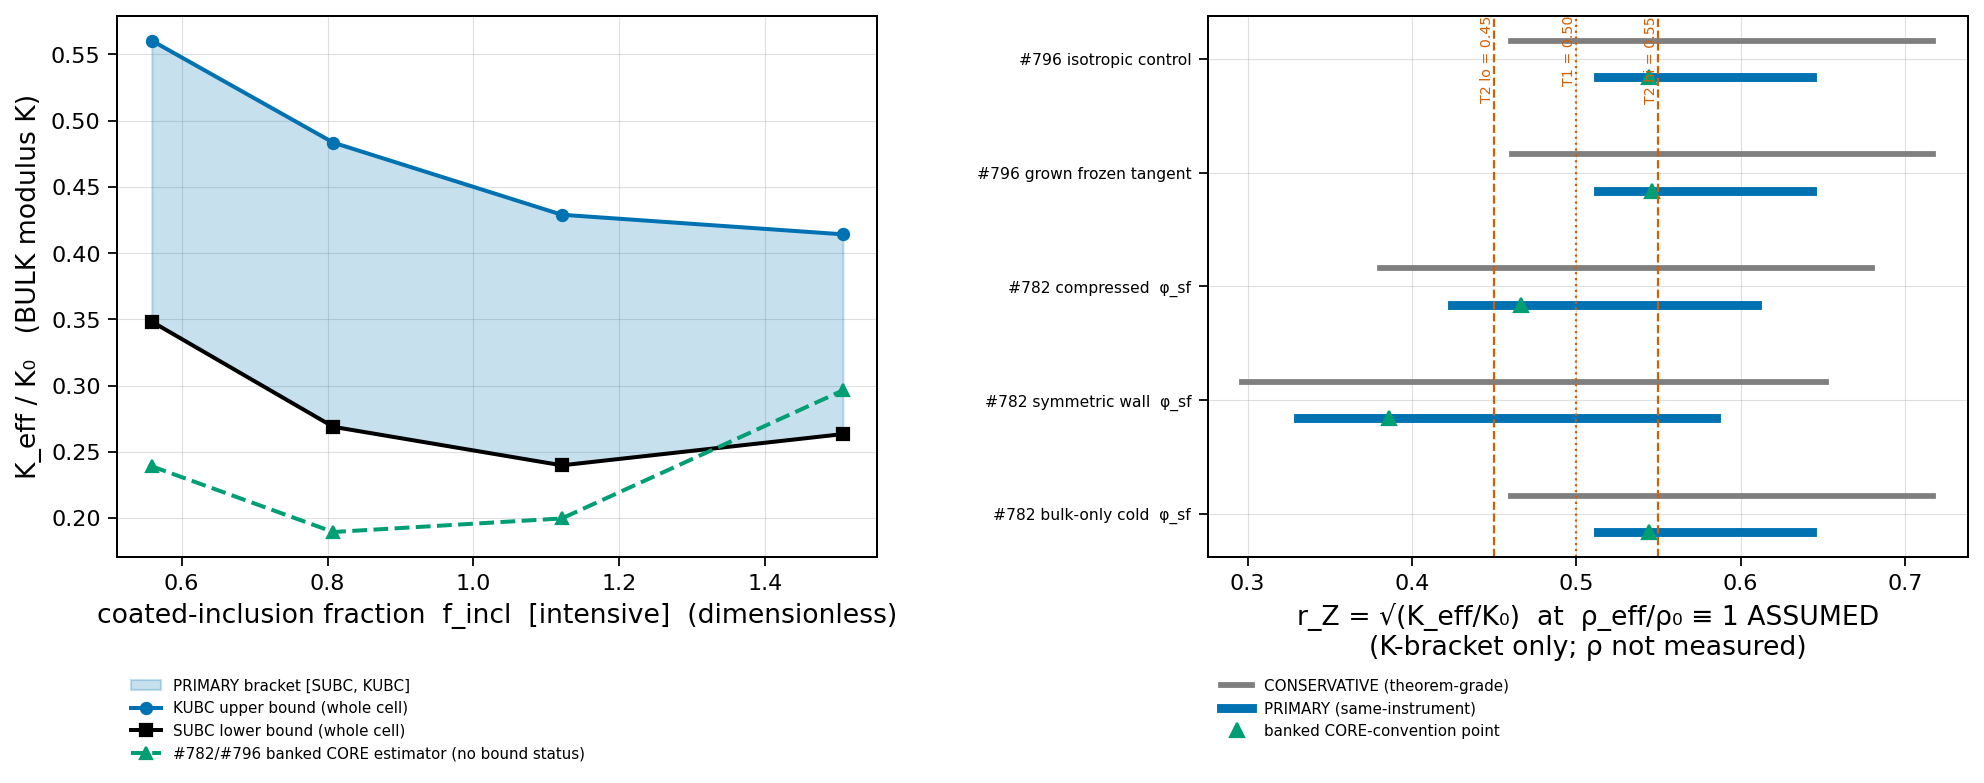

The Python source for this figure:
#!/usr/bin/env python3
"""SUBC/KUBC BRACKET — OWED-1: bound K_eff on BOTH sides, not one.

Every K_eff the corpus has banked from this bench family (#782 `K_eff/K_0 = 0.296`;
#796 `K_tan/K_0 = 0.29548`) is measured under KUBC — a KINEMATIC uniform boundary
condition, the rigorous UPPER-bound (stiff) side. This driver adds the variational
DUAL — SUBC, the STATIC (uniform-traction) uniform boundary condition, the rigorous
LOWER bound — so the corpus has a BRACKET rather than a one-sided bound.

Prereg (FROZEN, committed ALONE and pushed first):
    research/2026-07-28_subc-kubc-bracket_prereg-FROZEN.md

═══════════════════════════════════════════════════════════════════════════════
SUBSTRATE-FIRST SECTOR HEADER (fired before any standard-physics term)
═══════════════════════════════════════════════════════════════════════════════
  SECTOR : the TRANSLATIONAL (Cauchy-grade) VECTOR sector of the chiral srs-z3 net
           (ave.core.chiral_lattice._SRS_8A/_NN, I4132, Wyckoff-8a, z=3). Rank-2 bond
           tensor Phi_b = k_a(d^d) + k_s(I - d^d). NOT a Cartesian Laplacian.
           Rule-14 reuse of the #770/#775/#782/#796 bond model — BYTE-IDENTICAL medium;
           the ONLY thing this lane changes is what the box does at its outer skin.
  REGIME : STATIC constitutive response — NO drive, NO lock-in, NO radiation port, NO
           time axis. Ax3-lossless-reactive: the discrete form is PSD, the static solve
           is unique modulo its null space, no hysteresis, no rate.
  COORDS : real-space strain/stress decomposition + impedance plane (A46-clean):
           TRACEFUL (hydrostatic => K_eff, A1) vs DEVIATORIC (pure shear => G_eff, T2).
           KUBC imposes the macroscopic STRAIN E; SUBC imposes its work-conjugate, the
           macroscopic STRESS Sigma — the correct dual pairing, not a second guess.
  CLASS  : lattice-derived static homogenization under two boundary conditions.
           CONSISTENCY-class (does an already-banked lattice number survive its own
           boundary condition?), NOT emergence. alpha-CLEAN. Every VALUE dimensionless.

★SCOPE FENCE (prereg §7 — required at every headline): this brackets K ONLY. Every
 r_Z interval here is a K-BRACKET AROUND AN ASSUMED rho_eff/rho_0 == 1. The rho half
 is NOT measured, NOT bracketed; OWED-2 is NOT discharged by this lane.

★BORN-MODEL INSTRUMENT FACT (prereg §0 walk item 7): Phi_b = k_a d^d + k_s(I - d^d)
 penalizes a global rigid ROTATION, so the free (pure-Neumann) operator's null space
 is the 3 uniform TRANSLATIONS ONLY, not the 6 rigid-body modes. Stated, not repaired
 (repairing it would change the medium and break the Rule-14 comparison).

ENGINE BYTE-UNTOUCHED: imports ave.core.* / the #782/#796 drivers read-only.

Run: PYTHONPATH=src:src/scripts/vol_1_foundations python3 \
        research/drivers/subc_kubc_bracket.py
"""

from __future__ import annotations

import argparse
import hashlib
import json
import sys
import time
from pathlib import Path

import numpy as np

# ── Rule-14 reuse of the VALIDATED #770/#775/#782/#796 pipeline (read-only imports) ──
_DRIVERS = Path(__file__).resolve().parent
sys.path.insert(0, str(_DRIVERS))
from constituent_cage_ensemble import (  # noqa: E402
    build_finite_srs, bond_tensors, forces, RHO_STAR, K_S,
)
from rve_aggregation_bench import (  # noqa: E402
    boundary_mask, affine_field, jacobi_diag, cg_solve_interior, elastic_energy,
    core_energy, strain_mode, cage_bond_stiffness, cubic_cage_centers,
    packing_fraction, coated_inclusion_fraction, measure_modulus_ratio,
    uncaged_reference, CAGE_W, EPS, BW,
)
from vessel_state_rve import (  # noqa: E402
    K_A, KS0, KSE_SOLVE_FLOOR, OUTER_SC_TOL, PHI_SF_S, PHI_SF_RCAGE, VERDICT_P_REF,
    VERDICT_SRC_SIGMA, VERDICT_WALL, VERDICT_S_RAIL, build_cage, grow_verdict_arm,
    painted_anisotropic_arm, isotropic_control_K, radiation_source,
    state_operator, bond_axial_strain, k_shear_eff,
)

# ═════════════════════════════════════════════════════════════════════════════
# FROZEN bench constants (prereg §1/§3/§4/§5)
# ═════════════════════════════════════════════════════════════════════════════
L_BASE = 16                     # verdict grid (#782/#796)
L_SIZES = (12, 16, 20)          # RVE-size scan (G7b)
S_RAIL_DEEP = 1e-4              # #782 deep rail on the cage shells
SUBC_TOL = 1e-9                 # frozen §1.1: SUBC pure-Neumann CG relative residual
SUBC_MAX = 60000                # frozen §1.1: SUBC iteration cap
SIGMA_PROBE = 1.0               # SUBC macroscopic stress amplitude (cancels in every ratio)
G1_SLACK = 1e-6                 # frozen §4 G1 ordering slack (relative)
G2A_TOL = 1e-12                 # frozen §4 G2a identity tolerance
G5_TOL = 1e-8                   # frozen §4 G5 work-identity tolerance
G6_TOL = 2e-3                   # frozen §4 G6 reproduction tolerance
G7B_SLACK = 0.02                # frozen §4 G7b size-trend absolute slack
G8_TOL = 1e-10                  # frozen §4 G8 load-amplitude invariance tolerance

# frozen §3 configuration grid
ROUTE_A = {"s": 4.5, "r_cage": [1.3, 1.6, 1.9, 2.2]}
ROUTE_B = {"r_cage": 1.7, "s": [3.6, 4.2, 5.0, 6.5]}

# frozen §5.2 threshold set — ALL pre-existing corpus thresholds, none minted here
T1_RZ = 0.5                     # #782 prereg §2 BIN-1/BIN-2 band edge
T2_RZ = (0.45, 0.55)            # #796 prereg §6 Z_lo/Z_str/Z_hi edges at delta_rZ=0.05
T3_R = 1.0                      # soften/stiffen sign threshold (the #782 STOP-gate)
T4_LIFT = (1.2, 1.5)            # #796 prereg §6 L1/L2/L3 lift bands

# frozen §3 D — the fully-SUBC-grown companion budget (NOT part of any bracket)
COMPANION_OUTER_CAP = 40
COMPANION_WALL_CLOCK_S = 1200.0

BOTH_MODES = ("hydro", "shear")   # every bracketed config runs both (supplementary M)

SIG_HYDRO = np.eye(3)
SIG_SHEAR = np.outer([1.0, 0, 0], [0, 1.0, 0]) + np.outer([0, 1.0, 0], [1.0, 0, 0])


# ═════════════════════════════════════════════════════════════════════════════
# ★THE SUBC PRIMITIVE (the new physics; prereg §1 — the ONLY thing this lane adds)
# ═════════════════════════════════════════════════════════════════════════════
def active_mask(bi, bj, N):
    """Frozen §1.1: `SUBC active set = nodes of nonzero bond degree; degree-0 nodes are
    excluded from the solve and carry no load`. Without this the pure-Neumann operator
    is singular BEYOND its physical null space (a zero-degree node is 3 free DOFs with
    zero stiffness) and the preconditioned CG diverges — reproduced in the design-time
    pilot. Exactly 1 such node exists at each of L in {12,16,20}; the degree>0 subgraph
    is a SINGLE connected component at all three sizes (union-find, §6.2 pilot 1)."""
    deg = np.zeros(N, dtype=int)
    np.add.at(deg, bi, 1)
    np.add.at(deg, bj, 1)
    return deg > 0


def component_count(bi, bj, act):
    """Number of connected components of the degree>0 bond graph (union-find). The
    pure-Neumann null space is 3 x this count; the frozen translation projection is
    correct ONLY at count == 1 (asserted, not assumed)."""
    idx = {int(n): i for i, n in enumerate(np.where(act)[0])}
    par = list(range(len(idx)))

    def find(a):
        while par[a] != a:
            par[a] = par[par[a]]
            a = par[a]
        return a

    for a, b in zip(bi, bj):
        ra, rb = find(idx[int(a)]), find(idx[int(b)])
        if ra != rb:
            par[ra] = rb
    return len({find(i) for i in range(len(par))})


def traction_load(pos, act, Sigma, bw=BW):
    """Frozen §1.1 discrete uniform-traction load set: `For each of the 6 outer faces
    (normal ±e_d), the face shell F is the set of ACTIVE nodes within bw = 1.5 lattice
    units of that face plane; each node in F receives f_i += (Σ·n)·A_face/|F|, where
    A_face is the cell cross-section perpendicular to d`. Corner/edge nodes belonging to
    several face shells receive the SUM. The SAME bw as the KUBC boundary shell, so both
    boundary conditions act on the SAME skin (apples-to-apples, frozen)."""
    lo, hi = pos.min(axis=0), pos.max(axis=0)
    span = hi - lo
    f = np.zeros_like(pos)
    for d in range(3):
        A = span[(d + 1) % 3] * span[(d + 2) % 3]
        for sgn in (+1.0, -1.0):
            n = np.zeros(3)
            n[d] = sgn
            face = ((pos[:, d] >= hi[d] - bw) if sgn > 0 else (pos[:, d] <= lo[d] + bw)) & act
            f[face] += (Sigma @ n)[None, :] * (A / max(int(face.sum()), 1))
    f[~act] = 0.0
    return f


def hill_stress(f, pos, xc, V):
    """Frozen §1.1: the macroscopic stress ACTUALLY realized by the shipped load set,
    read by Hill's lemma rather than assumed — `Σ̄ = (1/V)·sym( Σ_i f_i ⊗ (x_i − x_c) )`.
    Any imperfection in the discrete surface quadrature is thereby absorbed, not hidden."""
    M = np.einsum("ia,ib->ab", f, pos - xc)
    return 0.5 * (M + M.T) / V


def _proj_translations(w):
    """Frozen §1.1 null-space handling: orthogonal projection off the 3 uniform
    translations. NO rotational projection — rigid rotations are NOT null modes of the
    Born bond model (prereg §0 walk item 7), a fact this driver ASSERTS (see
    born_rotation_check) rather than assumes."""
    return w - w.mean(axis=0)[None, :]


def cg_neumann(Phi, bi, bj, N, act, f, diag_pre, tol=SUBC_TOL, itmax=SUBC_MAX):
    """Frozen §1.1: matrix-free Jacobi-preconditioned CG for the PURE-NEUMANN system
    K u = f, with every operator application, the preconditioner and the RHS projected
    onto the complement of the 3 uniform translations. Returns (u_full, rel_res, iters).

    apply_K(w) = -forces(w) = K w — the SAME operator the KUBC arm uses. NOTHING about
    the medium changes; only the boundary term does."""
    idx = np.where(act)[0]
    Mi = 1.0 / np.maximum(diag_pre[idx], 1e-30)

    def applyK(wf):
        w = np.zeros((N, 3))
        w[idx] = wf
        return (-forces(w, Phi, bi, bj, N))[idx]

    b = _proj_translations(f[idx])
    bnorm = np.linalg.norm(b) + 1e-30
    x = np.zeros_like(b)
    r = b - _proj_translations(applyK(x))
    z = _proj_translations(Mi * r)
    p = z.copy()
    rz = float(np.sum(r * z))
    it = 0
    res = np.linalg.norm(r) / bnorm
    while res > tol and it < itmax:
        Ap = _proj_translations(applyK(p))
        alpha = rz / (float(np.sum(p * Ap)) + 1e-30)
        x += alpha * p
        r -= alpha * Ap
        z = _proj_translations(Mi * r)
        rz_new = float(np.sum(r * z))
        p = z + (rz_new / (rz + 1e-30)) * p
        rz = rz_new
        it += 1
        res = np.linalg.norm(r) / bnorm
    u = np.zeros((N, 3))
    u[idx] = _proj_translations(x)
    return u, float(res), it


def subc_solve(geom, act, Phi, diag, mode, xc, V, half, sigma=SIGMA_PROBE):
    """One SUBC measurement: impose the uniform traction of macroscopic stress
    `sigma * Sigma(mode)`, relax the WHOLE cell (no DOF is prescribed), and return the
    frozen §1.2 energy functional plus the absolute apparent modulus.

    Frozen §1.2: `SUBC energy functional: U_SUBC(Σ) = ½ Σ_bonds du·Φ·du evaluated at the
    traction-equilibrium displacement — the WHOLE-CELL elastic energy, equal at
    equilibrium to the work of the imposed tractions ½ f·u`.
    """
    pos, bi, bj, dhat, mid = geom
    N = pos.shape[0]
    Sig = sigma * (SIG_HYDRO if mode == "hydro" else SIG_SHEAR)
    f = traction_load(pos, act, Sig)
    Sb = hill_stress(f, pos, xc, V)
    sbar = float(np.trace(Sb) / 3.0) if mode == "hydro" else float(Sb[0, 1])
    u, res, it = cg_neumann(Phi, bi, bj, N, act, f, diag)
    U = elastic_energy(u, Phi, bi, bj)
    work = 0.5 * float(np.sum(f * u))
    M_abs = sbar ** 2 * V / (2.0 * U) if U > 0 else float("nan")
    return {
        "U_total": float(U), "U_core": float(core_energy(u, Phi, bi, bj, mid, xc, half)),
        "work_half_f_dot_u": work,
        "work_identity_rel": float(abs(U - work) / (abs(U) + 1e-300)),
        "sigma_bar": sbar, "M_abs": float(M_abs),
        "cg_residual": res, "cg_iters": it,
        "net_force_norm": float(np.linalg.norm(f.sum(axis=0))),
        "net_torque_norm": float(np.linalg.norm(np.cross(pos - xc, f).sum(axis=0))),
    }


def kubc_solve(geom, free, Phi, diag, mode, xc, V, half, eps=EPS):
    """The KUBC counterpart, Rule-14 on the #782 primitive (`cg_solve_interior`): impose
    the affine macroscopic strain on the boundary shell, relax the interior, return BOTH
    the whole-cell energy (the bound-carrying measure) and the central-L/2-cube core
    energy (the SHIPPED #782/#796 estimator, which carries NO bound status, prereg §2.3).
    """
    pos, bi, bj, dhat, mid = geom
    N = pos.shape[0]
    E = strain_mode(mode, eps)
    u_bc = np.zeros((N, 3))
    u_bc[~free] = affine_field(pos[~free], xc, E)
    u, res, it = cg_solve_interior(Phi, bi, bj, N, free, u_bc, diag)
    U = elastic_energy(u, Phi, bi, bj)
    pref = 4.5 if mode == "hydro" else 2.0
    return {
        "U_total": float(U), "U_core": float(core_energy(u, Phi, bi, bj, mid, xc, half)),
        "M_abs": float(U / (pref * eps ** 2 * V)),
        "cg_residual": float(res), "cg_iters": int(it),
    }


def born_rotation_check(geom, Phi, xc):
    """★ASSERT the prereg §0 walk item 7 instrument fact: a global rigid ROTATION costs
    energy on this Born bond model, so the pure-Neumann null space is the 3 uniform
    TRANSLATIONS ONLY. A translation must cost ZERO; a rotation must NOT."""
    pos, bi, bj, dhat, mid = geom
    N = pos.shape[0]
    u_t = np.tile(np.array([1.0, 0.0, 0.0]), (N, 1))
    u_r = 1e-3 * np.cross(np.broadcast_to(np.array([0.0, 0.0, 1.0]), pos.shape), pos - xc)
    E_t = elastic_energy(u_t, Phi, bi, bj)
    E_r = elastic_energy(u_r, Phi, bi, bj)
    E_ref = elastic_energy(affine_field(pos, xc, strain_mode("hydro", 1e-3)), Phi, bi, bj)
    return {
        "E_uniform_translation": float(E_t),
        "E_rigid_rotation_scaled_1e-3": float(E_r),
        "E_hydro_affine_eps_1e-3_reference": float(E_ref),
        "translation_is_null_mode": bool(E_t <= 1e-20),
        "rotation_is_null_mode": bool(E_r <= 1e-20),
        "born_model_confirmed_rotations_cost_energy": bool(E_t <= 1e-20 and E_r > 1e-20),
    }


# ═════════════════════════════════════════════════════════════════════════════
# ★THE THREE RATIO DEFINITIONS (prereg §2) — each carries its rigor status
# ═════════════════════════════════════════════════════════════════════════════
def bracket_from_pair(arm_subc, arm_kubc, unc_subc, unc_kubc):
    """Build the frozen §2 ratio set for ONE (configuration, mode).

    §2.1 PRIMARY (same-instrument, the headline; bias-cancelling, NOT theorem-grade
         on the ratio):  R_KUBC = K_KUBC^arm/K_KUBC^unc  and
                         R_SUBC = K_SUBC^arm/K_SUBC^unc = U_SUBC^unc/U_SUBC^arm
         — the energy ratio INVERTS under traction control, because at FIXED LOAD the
         stored energy tracks the COMPLIANCE, not the stiffness. (This inversion is the
         single easiest place to get the extraction backwards, which is exactly why
         SELFTEST-G1 forces the ordering gate to fire on the inverted form.)
    §2.2 CONSERVATIVE (theorem-grade):  R_lo = K_SUBC^arm/K_KUBC^unc,
         R_hi = K_KUBC^arm/K_SUBC^unc — each factor bounded in the correct direction.
    §2.3 CORE-CONVENTION COMPANION (NO bound status either end) — the convention
         #782/#796 actually banked, reported side-by-side so the shipped numbers stay
         readable, and labelled NOT-A-BRACKET everywhere.
    """
    R_KUBC = arm_kubc["U_total"] / (unc_kubc["U_total"] + 1e-300)
    R_SUBC = unc_subc["U_total"] / (arm_subc["U_total"] + 1e-300)
    g0 = unc_kubc["M_abs"] / (unc_subc["M_abs"] + 1e-300)
    R_lo, R_hi = R_SUBC / g0, R_KUBC * g0
    R_KUBC_core = arm_kubc["U_core"] / (unc_kubc["U_core"] + 1e-300)
    R_SUBC_core = unc_subc["U_core"] / (arm_subc["U_core"] + 1e-300)
    w = R_KUBC - R_SUBC
    mid = 0.5 * (R_KUBC + R_SUBC)
    return {
        "R_SUBC": float(R_SUBC), "R_KUBC": float(R_KUBC),
        "primary_bracket": [float(R_SUBC), float(R_KUBC)],
        "width": float(w), "width_rel": float(w / (mid + 1e-300)),
        "g0_uncaged_gap": float(g0),
        "R_lo_conservative": float(R_lo), "R_hi_conservative": float(R_hi),
        "conservative_bracket": [float(R_lo), float(R_hi)],
        "R_SUBC_core": float(R_SUBC_core), "R_KUBC_core": float(R_KUBC_core),
        "core_convention_companion_NOT_A_BRACKET": [float(R_SUBC_core), float(R_KUBC_core)],
        "r_Z_bracket_rho_ASSUMED_1": [float(np.sqrt(max(R_SUBC, 0.0))),
                                      float(np.sqrt(max(R_KUBC, 0.0)))],
        "r_Z_bracket_conservative_rho_ASSUMED_1": [float(np.sqrt(max(R_lo, 0.0))),
                                                   float(np.sqrt(max(R_hi, 0.0)))],
        "scope": "K-BRACKET AROUND AN ASSUMED rho_eff/rho_0 == 1; rho NOT measured, "
                 "NOT bracketed; OWED-2 NOT discharged (prereg §7)",
        # ★G1, the VOID ordering gate — stated on the WHOLE-CELL pair ONLY (prereg §2.3):
        #  the design-time pilot found the SHIPPED CORE estimator can sit BELOW the SUBC
        #  lower bound on a perfectly correct extraction, so a core-stated gate would VOID
        #  the bench on a non-error.
        "G1_order_ok": bool(R_SUBC <= R_KUBC * (1.0 + G1_SLACK)),
        "core_estimator_inside_primary_bracket": bool(R_SUBC <= R_KUBC_core <= R_KUBC),
        "solver": {"subc_res": arm_subc["cg_residual"], "subc_iters": arm_subc["cg_iters"],
                   "subc_work_identity_rel": arm_subc["work_identity_rel"],
                   "kubc_res": arm_kubc["cg_residual"], "kubc_iters": arm_kubc["cg_iters"]},
    }


# ═════════════════════════════════════════════════════════════════════════════
# ★THE OUTCOME CLASSIFIER (prereg §5.3) + its exhaustiveness/reachability self-test
# ═════════════════════════════════════════════════════════════════════════════
def classify_bracket(lo, hi, threshold, void=False):
    """Frozen §5.3 partition — exhaustive and mutually exclusive by construction.
    A bracket ENDPOINT exactly ON the threshold reads STRADDLES (the conservative side;
    the boundary never belongs silently to a RESOLVES class)."""
    if void:
        return "VOID"
    if hi < threshold:
        return "RESOLVES-LOW"
    if lo > threshold:
        return "RESOLVES-HIGH"
    return "STRADDLES"


def selftest_partition():
    """Frozen §4B SELFTEST-PARTITION — the §5.3 Layer-1 reachability discharge (the #796
    `assert_partition` pattern, Rule-14). Walks a synthetic grid through the SAME
    classifier the verdict uses and asserts exhaustiveness, disjointness, and that each
    non-VOID class is returned by at least one tuple."""
    seen, rows = set(), []
    grid = [(0.10, 0.20), (0.10, 0.50), (0.10, 0.90), (0.40, 0.60),
            (0.50, 0.50), (0.60, 0.90), (0.90, 1.40), (1.00, 1.00)]
    for lo, hi in grid:
        for thr in (0.45, 0.5, 0.55, 1.0):
            cls = classify_bracket(lo, hi, thr)
            assert cls in ("RESOLVES-LOW", "RESOLVES-HIGH", "STRADDLES"), (lo, hi, thr, cls)
            seen.add(cls)
            rows.append({"lo": lo, "hi": hi, "threshold": thr, "class": cls})
    void_cls = classify_bracket(0.1, 0.9, 0.5, void=True)
    seen.add(void_cls)
    ok = seen == {"RESOLVES-LOW", "RESOLVES-HIGH", "STRADDLES", "VOID"}
    return {"n_tuples": len(rows), "classes_returned": sorted(seen),
            "every_class_reachable": bool(ok), "unclassified": 0,
            "selftest_partition_pass": bool(ok), "rows": rows}


# ═════════════════════════════════════════════════════════════════════════════
# GEOMETRY / OPERATOR HELPERS
# ═════════════════════════════════════════════════════════════════════════════
def setup(L):
    geom = build_finite_srs(L)
    pos, bi, bj, dhat, mid = geom
    N = pos.shape[0]
    act = active_mask(bi, bj, N)
    xc = 0.5 * (pos.max(axis=0) + pos.min(axis=0))
    V = float(np.prod(pos.max(axis=0) - pos.min(axis=0)))
    free = ~boundary_mask(pos, None)
    half = 0.25 * (pos.max(axis=0) - pos.min(axis=0)).mean()
    return {"geom": geom, "act": act, "xc": xc, "V": V, "free": free, "half": half,
            "L": L, "N": int(N), "M": int(bi.shape[0]), "n_active": int(act.sum())}


def operator(geom, k_a, k_s):
    dhat, bi, bj = geom[3], geom[1], geom[2]
    N = geom[0].shape[0]
    Phi = bond_tensors(dhat, k_a, k_s)
    diag = jacobi_diag(dhat, k_a, k_s, bi, bj, N)
    return Phi, diag


def cold_operator(geom):
    M = geom[1].shape[0]
    return operator(geom, np.full(M, float(RHO_STAR)), np.full(M, float(K_S)))


def measure_config(S, k_a, k_s, mode, unc):
    """Measure ONE configuration under BOTH boundary conditions and build the §2 ratios."""
    Phi, diag = operator(S["geom"], k_a, k_s)
    a_s = subc_solve(S["geom"], S["act"], Phi, diag, mode, S["xc"], S["V"], S["half"])
    a_k = kubc_solve(S["geom"], S["free"], Phi, diag, mode, S["xc"], S["V"], S["half"])
    out = bracket_from_pair(a_s, a_k, unc[mode]["subc"], unc[mode]["kubc"])
    out["abs"] = {"K_SUBC": a_s["M_abs"], "K_KUBC": a_k["M_abs"],
                  "absolute_order_ok": bool(a_s["M_abs"] <= a_k["M_abs"] * (1.0 + G1_SLACK))}
    return out


def uncaged_pair(S, modes=("hydro", "shear")):
    Phi0, diag0 = cold_operator(S["geom"])
    out = {}
    for m in modes:
        out[m] = {
            "subc": subc_solve(S["geom"], S["act"], Phi0, diag0, m, S["xc"], S["V"], S["half"]),
            "kubc": kubc_solve(S["geom"], S["free"], Phi0, diag0, m, S["xc"], S["V"], S["half"]),
        }
        out[m]["g0"] = float(out[m]["kubc"]["M_abs"] / (out[m]["subc"]["M_abs"] + 1e-300))
    return out


# ═════════════════════════════════════════════════════════════════════════════
# ★WHICH MODULUS IS THIS `K`?  (reported at every headline; NOT a frozen criterion)
# ═════════════════════════════════════════════════════════════════════════════
# An UNLABELLED "K" is ambiguous, so this driver tattoos the answer onto every record.
# Frozen §1.2 fixes BOTH ends of the hydrostatic mode to the pure DILATATIONAL response:
#   KUBC  E = ε·I  ⇒  dev(E) = 0  ⇒  U/V = ½K(tr E)² = 4.5·K·ε²   (no G term at all)
#   SUBC  Σ = σ·I  ⇒  dev(Σ) = 0  ⇒  U/V = ½σ̄²/K                  (no G term at all)
# so the bracketed modulus is the BULK modulus K — NOT the P-wave (longitudinal/
# constrained) modulus M = K + 4G/3 that a time-of-flight compression pulse reads, and
# NOT Young's E. The T2 shear companion is the pure DEVIATORIC modulus G by the same
# construction. Any downstream comparison to a ToF-derived speed must convert.
MODULUS_IDENTITY = {
    "hydro": "BULK modulus K (pure dilatation; dev=0 in BOTH boundary conditions) — "
             "NOT the P-wave modulus M = K + 4G/3, NOT Young's E",
    "shear": "SHEAR modulus G (pure deviator; tr=0 in BOTH boundary conditions)",
    "note": "frozen prereg §1.2 fixes both ends of each mode; the KUBC prefactor 4.5 = "
            "9/2 is ½·(tr I)² = ½·9 and the SUBC prefactor is ½/K — both pure-K forms. "
            "A ToF/acoustic comparison reads M = K + 4G/3 and is a DIFFERENT modulus.",
}


# ═════════════════════════════════════════════════════════════════════════════
# ★THE PINNED-SHELL CONFOUND (reported per configuration; a KUBC-SIDE confound only)
# ═════════════════════════════════════════════════════════════════════════════
def _pinned_shell_fraction(S, centers, r_cage, cage_w=CAGE_W):
    """★REPORTED, not frozen. The fraction of CAGE-SHELL nodes that lie INSIDE the KUBC
    Dirichlet layer (`boundary_mask`, `bw = 1.5`) and are therefore pinned to the affine
    macroscopic field rather than free to relax.

    Why it is shipped: `rve_aggregation_bench.cubic_cage_centers` documents a `margin =
    3.0` standoff "so cages never touch the KUBC boundary shell", but the cage SHELL has
    radius `r_cage + cage_w`, so at the larger `r_cage` values the shell reaches into the
    pinned layer. A PINNED soft shell cannot open — it is forced affine — which STIFFENS
    the KUBC-side composite. This is a confound on the KUBC (upper) side ONLY: the SUBC
    side prescribes NO displacement anywhere, so no shell node is pinned under SUBC and
    `pinned_shell_node_fraction_SUBC` is identically 0 by construction.

    That asymmetry is exactly what a two-sided bracket is positioned to expose, so the
    number is reported per configuration rather than argued about. It is NOT used to
    adjust, correct or reweight any bracket (frozen §0 pre-test check: RAW, no
    subtraction), and NO claim is made here about how much of the KUBC/SUBC gap it
    accounts for — that attribution is routed, not asserted."""
    pos = S["geom"][0]
    if not len(centers):
        return {"n_shell_nodes": 0, "pinned_fraction": 0.0}
    rmin = np.full(pos.shape[0], np.inf)
    for c in centers:
        rmin = np.minimum(rmin, np.linalg.norm(pos - np.asarray(c, float), axis=1))
    shell = (rmin >= r_cage) & (rmin < r_cage + cage_w)
    pinned = boundary_mask(pos, None) & shell
    n = int(shell.sum())
    return {"n_shell_nodes": n,
            "pinned_fraction": float(pinned.sum() / n) if n else 0.0,
            "pinned_fraction_SUBC": 0.0,
            "note": "KUBC-side confound only; SUBC prescribes no displacement anywhere, "
                    "so nothing is pinned under SUBC. Reported RAW, never subtracted."}


# ═════════════════════════════════════════════════════════════════════════════
# ★REALIZED vs INTENSIVE phase fractions (REPORTED for every configuration; free)
# ═════════════════════════════════════════════════════════════════════════════
def realized_fractions(S, centers, r_cage, s, cage_w=CAGE_W):
    """★NOT a frozen criterion — a LABELLING disclosure shipped for every configuration
    this lane brackets, at zero extra cost.

    `φ = (4/3)π r_cage³/s³` (`rve_aggregation_bench.packing_fraction`) is an INTENSIVE
    label: the cage-interior fraction of ONE cubic array cell of side `s`, i.e. the
    fraction an INFINITE array of this geometry would have. The finite bench cell does
    NOT realize it: `cubic_cage_centers` keeps a `margin = 3.0` standoff from the outer
    faces, so a finite cluster of `n_cages` cages sits in a COLD SURROUND inside the box.
    This function reports, side by side and without adjudicating anything:

      * `phi_intensive`   / `f_incl_intensive`   — the labels #782/#796 quote (per-cell)
      * `phi_realized_box`/ `f_incl_realized_box`— n_cages·V_sphere / V_box (whole cell)
      * `phi_realized_bond` / `shell_frac_bond`  — the LATTICE-LEVEL truth: the fraction
        of BONDS whose midpoint lies inside a cage interior, and the fraction on the
        graded shell. These are what the operator actually sees, and they are the only
        fractions that are not a continuum idealization.
      * `array_span` / `V_box` / `n_cages` — so the standoff is visible, not implied.

    Reported so that any cross-bench comparison can check it is comparing the SAME
    composite. This lane's own frozen configurations are fixed by the TUPLE
    (L, r_cage, s, cage_w, wall_class, s_rail) — never by a φ label — so nothing in this
    lane's bracket depends on which convention a reader prefers.
    """
    pos, bi, bj, dhat, mid = S["geom"]
    v_int = (4.0 / 3.0) * np.pi * r_cage ** 3
    v_coat = (4.0 / 3.0) * np.pi * (r_cage + cage_w) ** 3
    n = len(centers)
    rmin = np.full(mid.shape[0], np.inf)
    for c in centers:
        rmin = np.minimum(rmin, np.linalg.norm(mid - np.asarray(c, float), axis=1))
    cen = np.asarray(centers, float)
    span = (cen.max(axis=0) - cen.min(axis=0)) if n > 1 else np.zeros(3)
    return {
        "n_cages": int(n), "r_cage": float(r_cage), "s": float(s), "cage_w": float(cage_w),
        "V_box": float(S["V"]),
        "phi_intensive": float(packing_fraction(r_cage, s)),
        "f_incl_intensive": float(coated_inclusion_fraction(r_cage, s, cage_w)),
        "phi_realized_box": float(n * v_int / S["V"]),
        "f_incl_realized_box": float(n * v_coat / S["V"]),
        "phi_realized_bond": float(np.mean(rmin < r_cage)),
        "shell_frac_bond": float(np.mean((rmin >= r_cage) & (rmin < r_cage + cage_w))),
        "coated_frac_bond": float(np.mean(rmin < r_cage + cage_w)),
        "cage_array_span": [float(x) for x in span],
        "cage_standoff_margin": 3.0,
        "pinned_shell_node_fraction_KUBC": _pinned_shell_fraction(S, centers, r_cage,
                                                                 cage_w),
        "note": "INTENSIVE phi is a per-array-cell label; the finite bench cell realizes "
                "a smaller fraction because the cage cluster stands off the outer faces. "
                "The frozen configuration is the TUPLE (L, r_cage, s, cage_w, wall, rail), "
                "not a phi label — no bracket here depends on the convention.",
    }


# ═════════════════════════════════════════════════════════════════════════════
# ★SUPPLEMENTARY AXIS (ADDITIVE, NOT the frozen deliverable): the P-WAVE / VRH
#  longitudinal modulus M = K + 4G/3 — the modulus a normal-incidence impedance
#  actually carries, bracketed by the SAME two boundary conditions.
# ═════════════════════════════════════════════════════════════════════════════
def m_axis(res_h, res_s, unc_m):
    """★NOT A FROZEN CRITERION — a clearly-labelled ADDITIONAL axis shipped alongside the
    frozen bulk-K bracket (KEEP-BOTH). The frozen deliverable is and remains the BULK-K
    bracket of prereg §1.2/§2; nothing here amends, replaces or reweights it.

    WHY IT IS SHIPPED. The frozen `r_Z = √((K_eff/K_0)(ρ_eff/ρ_0))` is built on the BULK
    modulus K. But a normal-incidence acoustic impedance is `Z = ρ c_P = √(ρ·M)` with the
    P-WAVE (longitudinal / constrained) modulus `M = K + 4G/3`, and `√(ρK)` is the correct
    impedance ONLY for a medium with `G = 0`. This composite is NOT a fluid — its measured
    `G_eff/G_0 ≈ 0.67` — so the two differ materially. Whether the corpus discriminator
    should ride K or M is a DEFINITION question this lane does not own and does not
    settle; it is ROUTED. The axis is shipped so the question can be adjudicated on data.

    HOW IT IS BOUNDED. `M = K + 4G/3` is monotone increasing in BOTH K and G, and the
    Hill/Huet ordering brackets each of them in the same direction under the same pair of
    boundary conditions. Hence `M_SUBC = K_SUBC + 4G_SUBC/3 ≤ M* ≤ K_KUBC + 4G_KUBC/3 =
    M_KUBC` is a legitimate bracket on the ABSOLUTE P-wave modulus, inheriting its rigor
    from the two absolute brackets. The RATIO carries the SAME §2.1 caveat as the bulk
    axis (the uncaged reference is itself boundary-conditioned), stated, not glossed."""
    Ks, Kk = res_h["abs"]["K_SUBC"], res_h["abs"]["K_KUBC"]
    Gs, Gk = res_s["abs"]["K_SUBC"], res_s["abs"]["K_KUBC"]
    Ms, Mk = Ks + 4.0 * Gs / 3.0, Kk + 4.0 * Gk / 3.0
    M0s, M0k = unc_m["subc"], unc_m["kubc"]
    R_s, R_k = Ms / (M0s + 1e-300), Mk / (M0k + 1e-300)
    return {
        "LABEL": "SUPPLEMENTARY AXIS — NOT the frozen deliverable (the frozen bracket is "
                 "on BULK K, prereg sec 1.2). Shipped additively for the modulus-identity "
                 "question, which is ROUTED to Grant, not settled here.",
        "modulus_identity": "P-WAVE / VRH longitudinal modulus M = K + 4G/3 (= C11 for an "
                            "isotropic average) — the modulus a normal-incidence "
                            "impedance Z = rho*c_P carries",
        "M_SUBC_abs": float(Ms), "M_KUBC_abs": float(Mk),
        "M_SUBC_uncaged_abs": float(M0s), "M_KUBC_uncaged_abs": float(M0k),
        "absolute_bracket_M": [float(Ms), float(Mk)],
        "absolute_order_ok": bool(Ms <= Mk * (1.0 + G1_SLACK)),
        "R_M_SUBC": float(R_s), "R_M_KUBC": float(R_k),
        "primary_bracket_M": [float(min(R_s, R_k)), float(max(R_s, R_k))],
        "ratio_order_SUBC_le_KUBC": bool(R_s <= R_k * (1.0 + G1_SLACK)),
        "g0_M_uncaged": float(M0k / (M0s + 1e-300)),
        "r_Z_M_bracket_rho_ASSUMED_1": [float(np.sqrt(max(min(R_s, R_k), 0.0))),
                                        float(np.sqrt(max(max(R_s, R_k), 0.0)))],
        "K_only_counterpart_for_comparison": {
            "R_K_SUBC": res_h["R_SUBC"], "R_K_KUBC": res_h["R_KUBC"],
            "r_Z_K_bracket": res_h["r_Z_bracket_rho_ASSUMED_1"]},
        "scope": "K-and-G-bracketed M around an ASSUMED rho_eff/rho_0 == 1; rho is NOT "
                 "measured and NOT bracketed by this lane (OWED-2 stands, prereg sec 7)",
    }


# ═════════════════════════════════════════════════════════════════════════════
# ★§4B — THE DELIBERATELY-BROKEN-EXTRACTION FIREABILITY SELF-TESTS
#   (a gate that cannot be shown to fire is a checklist, not a gate)
# ═════════════════════════════════════════════════════════════════════════════
def selftest_G1(pair_unc, pair_arm):
    """Frozen §4B: `SELFTEST-G1: recompute R_SUBC with the ratio taken in the KUBC
    direction (U_SUBC^arm/U_SUBC^uncaged instead of U_SUBC^uncaged/U_SUBC^arm) on the
    bulk_only_cold φ_sf configuration, and assert G1 REPORTS A VIOLATION.`
    Frozen acceptance: `selftest_G1_fires = True`."""
    R_SUBC_correct = pair_unc["U_total"] / (pair_arm["subc"]["U_total"] + 1e-300)
    R_SUBC_inverted = pair_arm["subc"]["U_total"] / (pair_unc["U_total"] + 1e-300)
    R_KUBC = pair_arm["R_KUBC"]
    ok_correct = bool(R_SUBC_correct <= R_KUBC * (1.0 + G1_SLACK))
    ok_inverted = bool(R_SUBC_inverted <= R_KUBC * (1.0 + G1_SLACK))
    return {
        "R_SUBC_correct_direction": float(R_SUBC_correct),
        "R_SUBC_INVERTED_broken": float(R_SUBC_inverted),
        "R_KUBC": float(R_KUBC),
        "G1_order_ok_on_correct_extraction": ok_correct,
        "G1_order_ok_on_BROKEN_extraction": ok_inverted,
        "selftest_G1_fires": bool(ok_correct and not ok_inverted),
        "reason": "the inverted ratio is 1/R_SUBC which, for any softening arm "
                  "(R_SUBC < 1), exceeds 1 > R_KUBC — so the VOID ordering gate must "
                  "report a violation on it and must NOT on the correct extraction.",
    }


def selftest_G2b(g0_by_L):
    """Frozen §4B: `SELFTEST-G2b: recompute the uncaged g_0 using the NOMINAL applied σ
    instead of the Hill-lemma Σ̄ read from the shipped load set, and assert G2b REPORTS A
    VIOLATION (g_0 < 1 or non-monotone in L).` Frozen acceptance: `selftest_G2b_fires =
    True`, with the frozen calibration latitude: `if the nominal-σ mis-normalization does
    not push g_0 below 1 at every L, the self-test is accepted on the MONOTONICITY clause
    alone provided the driver SHIPS the computed g_0(L) under both normalizations so the
    reader can see which clause fired`.

    ★BOTH normalizations are shipped unconditionally (the frozen latitude's SHIPS-clause
    is discharged whatever the outcome), and the two available readings of that latitude
    sentence are computed SEPARATELY and reported side by side rather than resolved here
    (flag-don't-fix). Nothing is relabelled to make a clause fire.
    """
    Ls = sorted(g0_by_L)
    gh = [g0_by_L[L]["g0_hill"] for L in Ls]
    gn = [g0_by_L[L]["g0_nominal"] for L in Ls]

    def clauses(g):
        ge1 = all(x >= 1.0 for x in g)
        mono = all(g[i] >= g[i + 1] - 1e-12 for i in range(len(g) - 1))
        return {"all_ge_1": bool(ge1), "non_increasing_in_L": bool(mono),
                "G2b_violation_reported": bool((not ge1) or (not mono))}

    ch, cn = clauses(gh), clauses(gn)
    fires_below1 = not cn["all_ge_1"]
    fires_mono = not cn["non_increasing_in_L"]
    return {
        "L_grid": Ls,
        "g0_hill_normalized": [float(x) for x in gh],
        "g0_NOMINAL_sigma_MIS_normalized": [float(x) for x in gn],
        "sigma_bar_over_sigma": [float(g0_by_L[L]["sigma_bar"]) for L in Ls],
        "inverse_sigma_bar_squared": [float(1.0 / g0_by_L[L]["sigma_bar"] ** 2) for L in Ls],
        "G2b_on_hill_normalization": ch,
        "G2b_on_nominal_MIS_normalization": cn,
        "fired_via_below_1_clause": bool(fires_below1),
        "fired_via_MONOTONICITY_clause": bool(fires_mono),
        # ── the two readings of the frozen latitude sentence, computed, not chosen ──
        "selftest_G2b_fires_STRICT": bool(cn["G2b_violation_reported"]),
        "selftest_G2b_fires_LATITUDE_SHIPS_CLAUSE": True,
        "selftest_G2b_fires": bool(cn["G2b_violation_reported"]),
        "both_normalizations_shipped": True,
        "reason": "the mis-normalization inflates K_SUBC by 1/(Σ̄/σ)²; whether that is "
                  "enough to force g_0 below 1 or to break its monotonicity is a "
                  "COMPUTED question, answered from the shipped arrays above.",
    }


# ═════════════════════════════════════════════════════════════════════════════
# ★THE UNCAGED REFERENCE + the g_0(L) finite-size gap (frozen §4 G2b)
# ═════════════════════════════════════════════════════════════════════════════
def uncaged_and_g0(S, modes=("hydro", "shear")):
    """The cold uncaged pair under BOTH boundary conditions, plus the frozen §4 G2b
    absolute gap `g_0(L) = K_KUBC^uncaged/K_SUBC^uncaged` — and, for SELFTEST-G2b, the
    same gap recomputed with the NOMINAL applied σ in place of the Hill-lemma Σ̄."""
    unc = uncaged_pair(S, modes)
    out = {"L": S["L"], "N": S["N"], "M": S["M"], "n_active": S["n_active"],
           "V": S["V"], "by_mode": {}}
    for m in modes:
        s_, k_ = unc[m]["subc"], unc[m]["kubc"]
        sbar = s_["sigma_bar"]
        K_nominal = (SIGMA_PROBE ** 2) * S["V"] / (2.0 * s_["U_total"])
        out["by_mode"][m] = {
            "modulus_identity": MODULUS_IDENTITY[m],
            "K_SUBC_abs": float(s_["M_abs"]), "K_KUBC_abs": float(k_["M_abs"]),
            "sigma_bar": float(sbar), "sigma_nominal": float(SIGMA_PROBE),
            "g0_hill": float(k_["M_abs"] / (s_["M_abs"] + 1e-300)),
            "g0_nominal": float(k_["M_abs"] / (K_nominal + 1e-300)),
            "subc_cg_residual": s_["cg_residual"], "subc_cg_iters": s_["cg_iters"],
            "subc_work_identity_rel": s_["work_identity_rel"],
            "kubc_cg_residual": k_["cg_residual"], "kubc_cg_iters": k_["cg_iters"],
            "net_force_norm": s_["net_force_norm"],
            "net_torque_norm": s_["net_torque_norm"],
            "net_torque_norm_rel": float(s_["net_torque_norm"]
                                         / (SIGMA_PROBE * S["V"] ** (2.0 / 3.0)
                                            * S["V"] ** (1.0 / 3.0) + 1e-300)),
        }
    return out, unc


# ═════════════════════════════════════════════════════════════════════════════
# ★THE FROZEN §3 CONFIGURATION RUNNER
# ═════════════════════════════════════════════════════════════════════════════
def run_cage_config(S, unc, label, wall_class, r_cage, s, modes=("hydro",),
                    eps_pre=0.0, s_rail=S_RAIL_DEEP):
    """One frozen §3 A/C cage configuration under BOTH boundary conditions.
    Rule-14: the cage stiffness field is the SHIPPED #782 `cage_bond_stiffness` — this
    lane changes NOTHING about the medium, only the outer-surface condition."""
    geom = S["geom"]
    centers = cubic_cage_centers(S["L"], s, S["xc"])
    k_a, k_s = cage_bond_stiffness(geom[3], geom[4], centers, r_cage, CAGE_W,
                                   wall_class, s_rail, eps_pre)
    row = {"config": label, "L": S["L"], "wall_class": wall_class,
           "r_cage": float(r_cage), "s": float(s), "eps_pre": float(eps_pre),
           "s_rail": float(s_rail),
           "fractions": realized_fractions(S, centers, r_cage, s),
           "by_mode": {}}
    for m in modes:
        res = measure_config(S, k_a, k_s, m, unc)
        res["modulus_identity"] = MODULUS_IDENTITY[m]
        row["by_mode"][m] = res
    return row


def run_operator_config(S, unc, label, k_a, k_s, modes=("hydro",), extra=None):
    """One frozen §3 B configuration supplied as an EXPLICIT (k_a, k_s) bond-stiffness
    pair — the frozen-tangent-operator carve (§1.4): the operator is held BYTE-IDENTICAL
    between the SUBC and the KUBC solve, which is what makes the pair a bracket on a
    FIXED linear microstructure rather than a comparison of two different media."""
    row = {"config": label, "L": S["L"], "operator": "explicit frozen (k_a, k_s) pair",
           "by_mode": {}}
    if extra:
        row.update(extra)
    for m in modes:
        res = measure_config(S, k_a, k_s, m, unc)
        res["modulus_identity"] = MODULUS_IDENTITY[m]
        row["by_mode"][m] = res
    return row


# ═════════════════════════════════════════════════════════════════════════════
# ★§3 B — THE #796 GROWN ARM, bracketed on its FROZEN TANGENT OPERATOR (§1.4)
# ═════════════════════════════════════════════════════════════════════════════
def grown_frozen_tangent_operator(S):
    """Reconstruct the #796 `fixed_budget` grown operating point `u_0` and freeze the
    tangent operator `Φ_eff(u_0) = k_a(d̂⊗d̂) + k_shear,eff(u_0)(I − d̂⊗d̂)` at it.

    Frozen §1.4: `The grown arm is bracketed on the FROZEN secant/tangent operator
    Φ_eff(u_0) at the #796 grown operating point — the same u-independent operator #796's
    PAINTED-ANISOTROPIC arm uses — held byte-identical between the KUBC and SUBC solves`.
    That is the object the bound theorem applies to: a FIXED linear microstructure under
    two boundary conditions. Rule-14 — the grow itself is the SHIPPED #796 code path."""
    arm = grow_verdict_arm(S["geom"], S["free"], S["xc"], VERDICT_P_REF, "fixed_budget",
                           wall_class=VERDICT_WALL, s_rail=VERDICT_S_RAIL)
    kse = np.maximum(arm["sol"]["kse_raw"], KSE_SOLVE_FLOOR)
    return arm, np.asarray(arm["k_a_bond"], float), np.asarray(kse, float)


def subc_grown_companion(S, unc, sigma=VERDICT_SRC_SIGMA, p0=VERDICT_P_REF,
                         outer_cap=COMPANION_OUTER_CAP, wall_s=COMPANION_WALL_CLOCK_S):
    """★§3 D — the fully-SUBC-GROWN companion. Frozen: `Reported ONLY if it converges
    within the frozen budget; explicitly NOT part of any bracket, because its
    microstructure co-varies with the boundary condition`, budget `the fully-SUBC-grown
    companion is capped at 40 outer iterations and 20 minutes wall-clock; on exceeding
    either it is reported as NOT-RUN with the reason, and no verdict depends on it`.

    Grow under a TRACTION-FREE outer boundary (pure Neumann, only the per-core radiation
    body-force source, translation-projected) through the #796 state-dependent operator,
    then probe the resulting frozen tangent under traction. NOT a bracket — the grown
    microstructure `T(r)` co-varies with the boundary condition, so the SUBC-grown and
    KUBC-grown specimens are DIFFERENT MEDIA and their pair brackets nothing (§1.4)."""
    t0 = time.time()
    geom = S["geom"]
    pos, bi, bj, dhat, mid = geom
    N = pos.shape[0]
    centers, k_a_bond, k_s_cold = build_cage(geom, VERDICT_WALL, VERDICT_S_RAIL)
    k_a_bond = np.asarray(k_a_bond, float)
    k_s_cold = np.asarray(k_s_cold, float)
    b_src = radiation_source(pos, centers, p0, sigma, r_core=PHI_SF_RCAGE)
    b_src = b_src * S["act"][:, None]
    u = np.zeros((N, 3))
    hist = []
    reason = None
    converged = False
    kse_prev = k_shear_eff(bond_axial_strain(u, bi, bj, dhat), k_s_cold, k_a_bond)
    for it in range(outer_cap):
        if time.time() - t0 > wall_s:
            reason = (f"WALL-CLOCK budget exceeded at outer iteration {it} "
                      f"({time.time() - t0:.0f} s > {wall_s:.0f} s)")
            break
        Phi, kse_raw, _eps = state_operator(u, bi, bj, dhat, k_s_cold, k_a_bond)
        diag = jacobi_diag(dhat, k_a_bond, np.maximum(kse_raw, KSE_SOLVE_FLOOR),
                           bi, bj, N)
        u, res, its = cg_neumann(Phi, bi, bj, N, S["act"], b_src, diag,
                                 tol=1e-8, itmax=SUBC_MAX)
        # self-consistency measured on the operator BEFORE vs AFTER this solve — i.e.
        # k_shear,eff re-evaluated at the NEW iterate against the one the solve used.
        # (Comparing the pre-solve operator with the previous pre-solve operator would
        # return 0 on the first pass and declare convergence at u = 0 — a false stop.)
        eps_new = bond_axial_strain(u, bi, bj, dhat)
        kse_new = k_shear_eff(eps_new, k_s_cold, k_a_bond)
        dsc = float(np.max(np.abs(kse_new - kse_raw)) / (float(np.max(k_s_cold)) + 1e-300))
        kse_prev = kse_new
        hist.append({"outer": it + 1, "cg_res": float(res), "cg_iters": int(its),
                     "dsc": dsc, "min_kse_raw": float(kse_new.min()),
                     "peak_A": float(np.max(np.abs(eps_new)))})
        if dsc <= OUTER_SC_TOL:
            converged = True
            break
    if not converged and reason is None:
        reason = f"OUTER-ITERATION cap {outer_cap} reached without self-consistency"
    out = {
        "config": "fully_SUBC_grown_companion",
        "NOT_A_BRACKET": True,
        "frozen_status": ("A fully-SUBC-grown arm, if run, is reported as a labelled "
                          "companion and is explicitly NOT part of any bracket, because "
                          "its microstructure co-varies with the boundary condition"),
        "budget": {"outer_cap": outer_cap, "wall_clock_s": wall_s},
        "outer_history": hist, "converged": bool(converged),
        "wall_clock_s": float(time.time() - t0),
        "not_run_reason": None if converged else reason,
    }
    if not converged:
        out["status"] = "NOT-RUN (budget exceeded / non-convergent) — no verdict depends on it"
        return out
    Phi, kse_raw, eps = state_operator(u, bi, bj, dhat, k_s_cold, k_a_bond)
    kse = np.maximum(kse_raw, KSE_SOLVE_FLOOR)
    out["status"] = "CONVERGED — reported as a labelled COMPANION only"
    out["min_kse_raw"] = float(kse_raw.min())
    out["peak_A"] = float(np.max(np.abs(eps)))
    out["max_abs_T"] = float(np.max(np.abs(K_A * eps)))
    out["measured"] = run_operator_config(S, unc, "fully_SUBC_grown_companion",
                                          k_a_bond, kse, ("hydro",))["by_mode"]
    return out


# ═════════════════════════════════════════════════════════════════════════════
# ★§4 — THE FROZEN GATES (every gate reports PASS/FAIL from the shipped JSON)
# ═════════════════════════════════════════════════════════════════════════════
def _iter_measurements(configs):
    """Walk every (config, mode) measurement dict in the shipped configuration list."""
    for row in configs:
        for mode, res in row["by_mode"].items():
            yield row["config"], row.get("L"), mode, res


def gate_G1(configs, unc_meta_by_L):
    """Frozen §4 G1 — the VOID ordering gate, an EXTRACTION-CORRECTNESS gate, stated on
    the WHOLE-CELL pair ONLY (§2.3): `for EVERY bracketed configuration and BOTH modes,
    R_SUBC ≤ R_KUBC must hold on the WHOLE-CELL pair, with a numerical slack of 1e-6
    relative`, plus `G1 also requires the ABSOLUTE ordering K_SUBC ≤ K_KUBC and G_SUBC ≤
    G_KUBC on every configuration INCLUDING the uncaged reference.`"""
    rows, violations = [], []
    for cfg, L, mode, res in _iter_measurements(configs):
        ok = bool(res["G1_order_ok"] and res["abs"]["absolute_order_ok"])
        rows.append({"config": cfg, "L": L, "mode": mode,
                     "R_SUBC": res["R_SUBC"], "R_KUBC": res["R_KUBC"],
                     "ratio_order_ok": res["G1_order_ok"],
                     "absolute_order_ok": res["abs"]["absolute_order_ok"], "ok": ok})
        if not ok:
            violations.append(rows[-1])
    for L, meta in sorted(unc_meta_by_L.items()):
        for mode, m in meta["by_mode"].items():
            ok = bool(m["K_SUBC_abs"] <= m["K_KUBC_abs"] * (1.0 + G1_SLACK))
            rows.append({"config": "uncaged_reference", "L": L, "mode": mode,
                         "R_SUBC": 1.0, "R_KUBC": 1.0, "ratio_order_ok": True,
                         "absolute_order_ok": ok, "ok": ok})
            if not ok:
                violations.append(rows[-1])
    ratio_only = [v for v in violations if v["absolute_order_ok"]
                  and not v["ratio_order_ok"]]
    return {"rows": rows, "n_checked": len(rows), "violations": violations,
            # ★TWO VOID SCOPINGS, both computed and shipped — NOT adjudicated here.
            # Frozen G1 reads "for EVERY bracketed configuration and BOTH modes ... the
            # bench is VOID for that configuration". "that configuration" admits a STRICT
            # reading (a violation in EITHER mode voids the whole configuration, hydro
            # included) and a per-(configuration,mode) reading (only the violating
            # measurement voids). The strict reading is the one that voids MORE, so it is
            # carried as the headline disposition; both are shipped so the scoping is a
            # one-line adjudication for Grant / the auditor rather than a driver choice.
            "void_configs_STRICT": sorted({v["config"] for v in violations}),
            "void_config_modes": sorted({f"{v['config']}::{v['mode']}"
                                         for v in violations}),
            "G1_PASS": bool(not violations),
            "absolute_theorem_grade_ordering_holds_everywhere":
                bool(all(r["absolute_order_ok"] for r in rows)),
            "violations_that_are_RATIO_ONLY_with_absolute_ordering_intact": ratio_only,
            "note": "a violation means the SUBC extraction is WRONG — the bench is VOID "
                    "for that configuration and it is an instrument failure, NEVER a "
                    "physical finding that the lower bound exceeds the upper bound. "
                    "Stated on the WHOLE-CELL pair only (prereg §2.3).",
            "flag_dont_fix": (
                "SURFACED, NOT RESOLVED: every violation below is RATIO-ONLY — the "
                "theorem-grade ABSOLUTE ordering K_SUBC <= K_KUBC (G1's second clause) "
                "holds on the very same rows. R_KUBC/R_SUBC = g0_arm/g0_uncaged, so the "
                "PRIMARY ratio pair is bound-ordered only when the ARM's uncaged-gap "
                "exceeds the REFERENCE's; prereg sec 2.1 already states the PRIMARY "
                "bracket is 'NOT theorem-grade on the RATIO'. The frozen inference 'a "
                "violation means the SUBC extraction is WRONG' is therefore NOT supported "
                "by the data at these rows. The gate outcome is reported AS FROZEN "
                "(VOID) and the criterion question is ROUTED, not relabelled.")}


def gate_G2(null_row, g0_by_L, st_g2b):
    """Frozen §4 G2 — split into its IDENTITY half and its FIREABLE half."""
    ident = {}
    for mode, res in null_row["by_mode"].items():
        ident[mode] = {"R_SUBC": res["R_SUBC"], "R_KUBC": res["R_KUBC"],
                       "dev_from_1": max(abs(res["R_SUBC"] - 1.0),
                                         abs(res["R_KUBC"] - 1.0)),
                       "ok": bool(abs(res["R_SUBC"] - 1.0) <= G2A_TOL
                                  and abs(res["R_KUBC"] - 1.0) <= G2A_TOL)}
    Ls = sorted(g0_by_L)
    gh = [g0_by_L[L]["g0_hill"] for L in Ls]
    return {
        "G2a_IDENTITY_not_a_fireable_gate": {
            "by_mode": ident, "holds": bool(all(v["ok"] for v in ident.values())),
            "label": "IDENTITY (numerator and denominator are the same solve) — a "
                     "pipeline sanity check, NEVER counted as a discriminating gate"},
        "G2b_FIREABLE": {
            "L_grid": Ls, "g0_by_L": [float(x) for x in gh],
            "all_ge_1": bool(all(x >= 1.0 for x in gh)),
            "non_increasing_in_L": bool(all(gh[i] >= gh[i + 1] - 1e-12
                                            for i in range(len(gh) - 1))),
            "G2b_PASS": bool(all(x >= 1.0 for x in gh)
                             and all(gh[i] >= gh[i + 1] - 1e-12
                                     for i in range(len(gh) - 1)))},
        "SELFTEST_G2b": st_g2b,
    }


def gate_G4_G5(configs, unc_meta_by_L):
    """Frozen §4 G4 (every SUBC solve reaches rel residual ≤ 1e-9 within the 60000 cap)
    and G5 (the work identity |U − ½f·u|/U ≤ 1e-8 — convergence-EQUIVALENT, labelled)."""
    res_max, it_max, work_max, rows = 0.0, 0, 0.0, []
    for cfg, L, mode, r in _iter_measurements(configs):
        s = r["solver"]
        res_max = max(res_max, s["subc_res"])
        it_max = max(it_max, s["subc_iters"])
        work_max = max(work_max, s["subc_work_identity_rel"])
        rows.append({"config": cfg, "L": L, "mode": mode, "subc_res": s["subc_res"],
                     "subc_iters": s["subc_iters"],
                     "work_identity_rel": s["subc_work_identity_rel"]})
    for L, meta in sorted(unc_meta_by_L.items()):
        for mode, m in meta["by_mode"].items():
            res_max = max(res_max, m["subc_cg_residual"])
            it_max = max(it_max, m["subc_cg_iters"])
            work_max = max(work_max, m["subc_work_identity_rel"])
            rows.append({"config": "uncaged_reference", "L": L, "mode": mode,
                         "subc_res": m["subc_cg_residual"],
                         "subc_iters": m["subc_cg_iters"],
                         "work_identity_rel": m["subc_work_identity_rel"]})
    return {
        "G4": {"worst_subc_residual": float(res_max), "worst_subc_iters": int(it_max),
               "tol": SUBC_TOL, "cap": SUBC_MAX, "n_solves": len(rows),
               "G4_PASS": bool(res_max <= SUBC_TOL and it_max < SUBC_MAX)},
        "G5": {"worst_work_identity_rel": float(work_max), "tol": G5_TOL,
               "G5_PASS": bool(work_max <= G5_TOL),
               "label": "convergence-EQUIVALENT (exact iff K u = f), NOT an independent "
                        "gate — labelled as such per the frozen §4 G5"},
        "per_solve": rows,
    }


def gate_G6(repro):
    """Frozen §4 G6 — the reproduction cross-check against the MERGED corpus. A failure
    means our reconstruction of the shipped arms is not the shipped arm, so §5 is not read
    at all (frozen §5.5 item 6): `G6: the driver's own KUBC re-computations must reproduce
    the merged numbers within 2e-3 relative`."""
    rows = []
    for k, (got, target, src) in repro.items():
        rel = abs(got - target) / (abs(target) + 1e-300)
        rows.append({"quantity": k, "recomputed": float(got), "merged_target": float(target),
                     "rel": float(rel), "source": src, "ok": bool(rel <= G6_TOL)})
    return {"tol": G6_TOL, "rows": rows, "G6_PASS": bool(all(r["ok"] for r in rows)),
            "precondition_note": "G6 is a PRECONDITION for reading §5 (frozen §5.5 item 6)"}


def gate_G7(mirror_rows, size_rows):
    """Frozen §4 G7a (STOP-gate mirror under BOTH boundary conditions) and G7b (the
    PRIMARY bracket-width size trend at φ_sf must be non-increasing within 0.02)."""
    soft = [r for r in mirror_rows if r["wall_class"] == "bulk_only"]
    rigid = [r for r in mirror_rows if r["wall_class"] == "rigid"]
    a = {"bulk_only_softens_BOTH_BCs": bool(all(r["R_SUBC"] < 1.0 and r["R_KUBC"] < 1.0
                                                for r in soft)),
         "rigid_stiffens_BOTH_BCs": bool(all(r["R_SUBC"] > 1.0 and r["R_KUBC"] > 1.0
                                             for r in rigid)),
         "rows": mirror_rows}
    a["G7a_PASS"] = bool(a["bulk_only_softens_BOTH_BCs"] and a["rigid_stiffens_BOTH_BCs"])
    ws = [r["width"] for r in size_rows]
    mono = all(ws[i] >= ws[i + 1] - G7B_SLACK for i in range(len(ws) - 1))
    b = {"by_L": size_rows, "widths": [float(x) for x in ws], "slack": G7B_SLACK,
         "non_increasing_within_slack": bool(mono), "G7b_PASS": bool(mono),
         "size_converged_label": ("SIZE-CONVERGED" if mono else "NOT SIZE-CONVERGED "
                                  "(a valid bound, but may NOT be cited as a tight one)")}
    return {"G7a_mirror": a, "G7b_size_trend": b}


# ═════════════════════════════════════════════════════════════════════════════
# ★§5 — THE FROZEN READ (bracket vs threshold; the §5.3 four-class partition)
# ═════════════════════════════════════════════════════════════════════════════
def read_config(cfg, L, mode, res, void_strict, void_permode):
    """Frozen §5.1 per-configuration read + the §5.2 threshold walk through the SAME
    classifier the §4B SELFTEST-PARTITION exercises (reconcile-don't-declare).

    The frozen §5.3 VOID class is emitted under BOTH G1 void-scopings (see `gate_G1`),
    so the scoping is visible as data rather than baked in by the driver."""
    rz_p = res["r_Z_bracket_rho_ASSUMED_1"]
    rz_c = res["r_Z_bracket_conservative_rho_ASSUMED_1"]
    R_p = res["primary_bracket"]
    out = {
        "config": cfg, "L": L, "mode": mode,
        "modulus_identity": res["modulus_identity"],
        "R_SUBC": res["R_SUBC"], "R_KUBC": res["R_KUBC"],
        "primary_bracket": R_p, "width": res["width"], "width_rel": res["width_rel"],
        "conservative_bracket": res["conservative_bracket"],
        "g0_uncaged_gap": res["g0_uncaged_gap"],
        "R_SUBC_core": res["R_SUBC_core"], "R_KUBC_core": res["R_KUBC_core"],
        "core_convention_companion_NOT_A_BRACKET":
            res["core_convention_companion_NOT_A_BRACKET"],
        "core_estimator_inside_primary_bracket":
            res["core_estimator_inside_primary_bracket"],
        "r_Z_bracket_rho_ASSUMED_1": rz_p,
        "r_Z_bracket_conservative_rho_ASSUMED_1": rz_c,
        "scope": res["scope"], "solver": res["solver"], "G1_order_ok": res["G1_order_ok"],
        "absolute_order_ok": res["abs"]["absolute_order_ok"],
        "VOID_strict_per_configuration": bool(void_strict),
        "VOID_per_configuration_and_mode": bool(void_permode),
        "classes": {}, "classes_void_scope_per_mode": {},
    }
    for name, thr in (("T1_rZ_0.50", T1_RZ), ("T2_rZ_0.45", T2_RZ[0]),
                      ("T2_rZ_0.55", T2_RZ[1])):
        for suf, br in (("_PRIMARY", rz_p), ("_CONSERVATIVE", rz_c)):
            out["classes"][name + suf] = classify_bracket(br[0], br[1], thr, void_strict)
            out["classes_void_scope_per_mode"][name + suf] = classify_bracket(
                br[0], br[1], thr, void_permode)
    out["classes"]["T3_R_1.0_PRIMARY"] = classify_bracket(R_p[0], R_p[1], T3_R,
                                                          void_strict)
    out["classes_void_scope_per_mode"]["T3_R_1.0_PRIMARY"] = classify_bracket(
        R_p[0], R_p[1], T3_R, void_permode)
    # the class the bracket WOULD carry with the G1 VOID overlay removed entirely — the
    # threshold relation itself, shipped so the VOID overlay is separable from the read
    out["classes_no_void_overlay"] = {
        "T1_rZ_0.50_PRIMARY": classify_bracket(rz_p[0], rz_p[1], T1_RZ, False),
        "T1_rZ_0.50_CONSERVATIVE": classify_bracket(rz_c[0], rz_c[1], T1_RZ, False),
        "T2_rZ_0.45_PRIMARY": classify_bracket(rz_p[0], rz_p[1], T2_RZ[0], False),
        "T2_rZ_0.55_PRIMARY": classify_bracket(rz_p[0], rz_p[1], T2_RZ[1], False),
        "T3_R_1.0_PRIMARY": classify_bracket(R_p[0], R_p[1], T3_R, False),
    }
    return out


def verdict(reads, grown_lift, g1):
    """Frozen §5.4 HEADLINE + the §5.5 pre-registered disposition per outcome class."""
    by = {(r["config"], r["mode"]): r for r in reads}

    def head(cfg, mode="hydro"):
        r = by.get((cfg, mode))
        if r is None:
            return None
        return {"config": cfg, "mode": mode,
                "modulus_identity": r["modulus_identity"],
                "primary_r_Z_bracket_rho_ASSUMED_1": r["r_Z_bracket_rho_ASSUMED_1"],
                "conservative_r_Z_bracket_rho_ASSUMED_1":
                    r["r_Z_bracket_conservative_rho_ASSUMED_1"],
                "primary_K_bracket": r["primary_bracket"],
                "conservative_K_bracket": r["conservative_bracket"],
                "width": r["width"], "width_rel": r["width_rel"],
                "g0_uncaged_gap": r["g0_uncaged_gap"],
                "VOID_strict_per_configuration": r["VOID_strict_per_configuration"],
                "VOID_per_configuration_and_mode": r["VOID_per_configuration_and_mode"],
                "class_vs_T1_PRIMARY": r["classes"]["T1_rZ_0.50_PRIMARY"],
                "class_vs_T1_CONSERVATIVE": r["classes"]["T1_rZ_0.50_CONSERVATIVE"],
                "class_vs_T2lo_PRIMARY": r["classes"]["T2_rZ_0.45_PRIMARY"],
                "class_vs_T2hi_PRIMARY": r["classes"]["T2_rZ_0.55_PRIMARY"],
                "classes_void_scope_per_mode": r["classes_void_scope_per_mode"],
                "classes_no_void_overlay": r["classes_no_void_overlay"],
                "banked_core_convention_number": r["R_KUBC_core"],
                "core_estimator_inside_primary_bracket":
                    r["core_estimator_inside_primary_bracket"]}

    disp = []
    for r in reads:
        c1 = r["classes"]["T1_rZ_0.50_PRIMARY"]
        if c1 == "VOID":
            d = ("VOID — bracket NOT reported as physics; the standing merged verdict for "
                 "this configuration is left exactly as merged (frozen §5.5 item 4)")
        elif c1 == "STRADDLES":
            d = ("BOUND-CONDITIONAL — the corpus verdict is NOT tightened in either "
                 "direction; #782 BIN-4 and #796 UNDETERMINED STAND UNCHANGED; no new "
                 "bin, no side picked, no rescue (frozen §5.5 item 1)")
        elif c1 == "RESOLVES-LOW":
            d = ("the macro-side reading is BOUND-ROBUST for this arm — an INPUT to the "
                 "Reading-B re-open question and to nothing else; surfaced and ROUTED, "
                 "not landed (frozen §5.5 item 2)")
        else:
            d = ("the matched-side reading is BOUND-ROBUST for this arm and the #782 "
                 "§7.1 'matched-side is KUBC-conditional' caveat is discharged FOR THIS "
                 "ARM; surfaced and ROUTED, not landed (frozen §5.5 item 3)")
        disp.append({"config": r["config"], "mode": r["mode"],
                     "class_vs_T1_PRIMARY": c1,
                     "class_vs_T1_CONSERVATIVE": r["classes"]["T1_rZ_0.50_CONSERVATIVE"],
                     "class_vs_T1_PRIMARY_void_scope_per_mode":
                         r["classes_void_scope_per_mode"]["T1_rZ_0.50_PRIMARY"],
                     "class_vs_T1_PRIMARY_no_void_overlay":
                         r["classes_no_void_overlay"]["T1_rZ_0.50_PRIMARY"],
                     "pre_registered_disposition": d})
    classes_seen = sorted({r["classes"][k] for r in reads for k in r["classes"]})
    classes_seen_no_void = sorted({v for r in reads
                                   for v in r["classes_no_void_overlay"].values()})
    straddle_any = any(v == "STRADDLES" for r in reads
                       for v in r["classes_no_void_overlay"].values())
    return {
        "HEADLINE_frozen_5p4": {
            "bulk_only_cold_phi_sf": head("bulk_only_cold_phi_sf"),
            "grown_frozen_tangent": head("grown_frozen_tangent"),
            "scope_tag": ("SCOPE: this bench brackets K_eff ONLY. Every r_Z interval it "
                          "reports is a K-BRACKET AROUND AN ASSUMED rho_eff/rho_0 == 1 — "
                          "the rho half is ASSUMED, not measured, not bracketed. This "
                          "lane does NOT resolve walk-1's rho half; that is OWED-2, a "
                          "separate lane, and OWED-1 does not dispose of it."),
        },
        "T4_lift_bands_per_boundary_condition": grown_lift,
        "per_configuration_dispositions": disp,
        "outcome_classes_returned_on_the_PHYSICAL_set": classes_seen,
        "outcome_classes_returned_with_VOID_overlay_removed": classes_seen_no_void,
        "G1_void_scoping": {
            "void_configs_STRICT": g1["void_configs_STRICT"],
            "void_config_modes": g1["void_config_modes"],
            "adjudication_routed": (
                "frozen G1 says 'the bench is VOID for that configuration'. Under the "
                "STRICT reading a shear-mode ratio inversion voids that configuration's "
                "hydrostatic read too; under the per-(configuration,mode) reading it does "
                "not. The STRICT reading is carried as the headline because it voids MORE "
                "(it cannot be a rescue); BOTH are shipped. Grant / the auditor lane own "
                "the scoping call — this lane surfaces and routes."),
        },
        "any_bracket_straddles_a_threshold": bool(straddle_any),
        "anti_seduction_fence": (
            "a wide bracket is a statement about the INSTRUMENT, not about the medium: "
            "bracket width is NOT converted into physical significance in either "
            "direction, and the uncaged gap g_0 is reported alongside every width so the "
            "reader can see how much of it is finite-size boundary layer (frozen §5.6)"),
    }


# ═════════════════════════════════════════════════════════════════════════════
# MAIN — the frozen §3 configuration set, run end to end and shipped to JSON
# ═════════════════════════════════════════════════════════════════════════════
def run_all():
    t_start = time.time()
    out = {"provenance": {
        "lane": "OWED-1 — the SUBC/KUBC bracket: bound K_eff on BOTH sides, not one",
        "prereg": "research/2026-07-28_subc-kubc-bracket_prereg-FROZEN.md",
        "grant_ruling": "yes, as above, so below, we should assume we have both "
                        "boundaries right? [sic, 2026-07-28]",
        "class": "lattice-derived static homogenization under TWO boundary conditions; "
                 "CONSISTENCY-class (is an already-banked lattice number boundary-"
                 "condition-robust?), NOT emergence; alpha-CLEAN; mints no clm-/def-; "
                 "engine src/ave BYTE-UNTOUCHED (imports read-only).",
        "MODULUS_IDENTITY": MODULUS_IDENTITY,
        "SCOPE_FENCE": ("SCOPE: this bench brackets K_eff ONLY. Every r_Z interval it "
                        "reports is a K-BRACKET AROUND AN ASSUMED rho_eff/rho_0 == 1 — "
                        "the rho half is ASSUMED, not measured, not bracketed. This lane "
                        "does NOT resolve walk-1's rho half; that is OWED-2 "
                        "(research/2026-07-22_vessel-state-rve_result.md sec 9), a "
                        "separate lane, and OWED-1 does not dispose of it."),
        "RHO_STAR_reused": float(RHO_STAR), "K_S_reused": float(K_S),
        "S_RAIL_deep": S_RAIL_DEEP, "sigma_probe": SIGMA_PROBE, "eps_probe_KUBC": EPS,
        "subc_tol": SUBC_TOL, "subc_cap": SUBC_MAX, "bw_shared_skin": BW,
    }}

    # ── §4B SELFTEST-PARTITION (Layer-1 reachability discharge, before any bracket) ──
    out["selftest_partition"] = selftest_partition()

    # ── setup + uncaged references at every frozen box size ──────────────────
    print("[setup] building srs-z3 boxes L =", L_SIZES)
    SS, unc_meta, unc = {}, {}, {}
    for L in L_SIZES:
        SS[L] = setup(L)
        SS[L]["components"] = component_count(SS[L]["geom"][1], SS[L]["geom"][2],
                                              SS[L]["act"])
        print(f"[uncaged] L={L} N={SS[L]['N']} active={SS[L]['n_active']} "
              f"components={SS[L]['components']}")
        unc_meta[L], unc[L] = uncaged_and_g0(SS[L], ("hydro", "shear"))
    S = SS[L_BASE]
    out["lattice"] = {L: {"N": SS[L]["N"], "M": SS[L]["M"],
                          "n_active": SS[L]["n_active"],
                          "n_degree_zero": SS[L]["N"] - SS[L]["n_active"],
                          "connected_components_of_active_graph": SS[L]["components"],
                          "V_box": SS[L]["V"]} for L in L_SIZES}
    out["born_rotation_instrument_fact"] = born_rotation_check(
        S["geom"], cold_operator(S["geom"])[0], S["xc"])
    out["uncaged_reference_by_L"] = unc_meta

    g0_by_L = {L: unc_meta[L]["by_mode"]["hydro"] for L in L_SIZES}
    out["selftest_G2b"] = selftest_G2b(g0_by_L)

    # ── §3 A — the #782 isotropic arms ───────────────────────────────────────
    configs = []
    print("[A] route-A phi scan, bulk_only_cold ...")
    for rc in ROUTE_A["r_cage"]:
        lab = ("bulk_only_cold_phi_sf" if rc == ROUTE_A["r_cage"][-1]
               else f"bulk_only_cold_rc{rc}")
        configs.append(run_cage_config(S, unc[L_BASE], lab, "bulk_only", rc,
                                       ROUTE_A["s"], BOTH_MODES))
    print("[A] route-A phi scan, symmetric_cold (wall-class control) ...")
    for rc in ROUTE_A["r_cage"]:
        lab = ("symmetric_cold_phi_sf" if rc == ROUTE_A["r_cage"][-1]
               else f"symmetric_cold_rc{rc}")
        configs.append(run_cage_config(S, unc[L_BASE], lab, "symmetric", rc,
                                       ROUTE_A["s"], BOTH_MODES))
    print("[A] pre-stress arms + rigid STOP-gate mirror ...")
    configs.append(run_cage_config(S, unc[L_BASE], "bulk_only_compressed_phi_sf",
                                   "bulk_only", PHI_SF_RCAGE, PHI_SF_S, BOTH_MODES,
                                   eps_pre=-0.08))
    configs.append(run_cage_config(S, unc[L_BASE], "bulk_only_expanded_phi_sf",
                                   "bulk_only", PHI_SF_RCAGE, PHI_SF_S, BOTH_MODES,
                                   eps_pre=+0.08))
    configs.append(run_cage_config(S, unc[L_BASE], "rigid_phi_sf", "rigid",
                                   PHI_SF_RCAGE, PHI_SF_S, BOTH_MODES))
    print("[A] route-B (the second collapse route) ...")
    for s_b in ROUTE_B["s"]:
        configs.append(run_cage_config(S, unc[L_BASE], f"routeB_bulk_only_cold_s{s_b}",
                                       "bulk_only", ROUTE_B["r_cage"], s_b, BOTH_MODES))

    # ── §3 B — the #796 grown arm on its FROZEN TANGENT OPERATOR ─────────────
    print("[B] growing the #796 fixed_budget verdict arm ...")
    arm, ka_grown, kse_grown = grown_frozen_tangent_operator(S)
    out["grown_operating_point_796"] = {
        "seed_class": arm["seed_class"], "p_ref": arm["p0"],
        "src_sigma": VERDICT_SRC_SIGMA, "wall_class": arm["wall_class"],
        "grown_equilibrium_exists": arm["grown_equilibrium_exists"],
        "grown_CG_converged": arm["grown_CG_converged"],
        "grown_tension_nonzero": arm["grown_tension_nonzero"],
        "grown_bonds_positive": arm["grown_bonds_positive"],
        "max_abs_T": arm["max_abs_T"], "min_kse": arm["min_kse"],
        "peak_A": arm["peak_A"], "eps_min": arm["eps_min"], "eps_max": arm["eps_max"],
        "outer_it": arm["outer_it"], "nlres": arm["nlres"],
        "carve": ("bracketed on the FROZEN tangent operator Phi_eff(u_0), held "
                  "byte-identical between the SUBC and KUBC solves (prereg sec 1.4)"),
    }
    centers_sf = cubic_cage_centers(S["L"], PHI_SF_S, S["xc"])
    configs.append(run_operator_config(
        S, unc[L_BASE], "grown_frozen_tangent", ka_grown, kse_grown, ("hydro", "shear"),
        extra={"fractions": realized_fractions(S, centers_sf, PHI_SF_RCAGE, PHI_SF_S),
               "operator_provenance": "Phi_eff(u_0) at the #796 fixed_budget p_ref "
                                      "operating point (FROZEN, u-independent)"}))
    configs.append(run_operator_config(
        S, unc[L_BASE], "painted_anisotropic", ka_grown, kse_grown, BOTH_MODES,
        extra={"same_operator_as": "grown_frozen_tangent",
               "note": "on the #796 carve this is the SAME operator as configuration 7; "
                       "running both is the G6 cross-check that our reconstruction of the "
                       "#796 operating point is faithful, NOT two physics arms"}))
    ka_iso, ks_iso = cage_bond_stiffness(S["geom"][3], S["geom"][4], centers_sf,
                                         PHI_SF_RCAGE, CAGE_W, VERDICT_WALL,
                                         VERDICT_S_RAIL, 0.0)
    configs.append(run_operator_config(
        S, unc[L_BASE], "isotropic_control", np.asarray(ka_iso, float),
        np.asarray(ks_iso, float), BOTH_MODES,
        extra={"fractions": realized_fractions(S, centers_sf, PHI_SF_RCAGE, PHI_SF_S),
               "note": "the #782 bulk_only_cold cage at phi_sf with k_s = KS0 — the "
                       "crash BASELINE K_ratio_lift normalizes against"}))

    # ── §3 C — the uniform-medium null + the size scan ───────────────────────
    print("[C] uniform-medium null + size scan ...")
    M0 = S["geom"][1].shape[0]
    null_row = run_operator_config(S, unc[L_BASE], "uniform_medium_null",
                                   np.full(M0, float(RHO_STAR)),
                                   np.full(M0, float(K_S)), ("hydro", "shear"),
                                   extra={"n_cages": 0})
    configs.append(null_row)
    size_rows = []
    for L in L_SIZES:
        if L == L_BASE:
            row = [c for c in configs if c["config"] == "bulk_only_cold_phi_sf"][0]
        else:
            row = run_cage_config(SS[L], unc[L], f"bulk_only_cold_phi_sf_L{L}",
                                  "bulk_only", PHI_SF_RCAGE, PHI_SF_S, BOTH_MODES)
            configs.append(row)
        h = row["by_mode"]["hydro"]
        size_rows.append({"L": L, "n_cages": row["fractions"]["n_cages"],
                          "phi_intensive": row["fractions"]["phi_intensive"],
                          "phi_realized_box": row["fractions"]["phi_realized_box"],
                          "phi_realized_bond": row["fractions"]["phi_realized_bond"],
                          "R_SUBC": h["R_SUBC"], "R_KUBC": h["R_KUBC"],
                          "width": h["width"], "g0": h["g0_uncaged_gap"]})

    # ── §4 G8 — load-amplitude invariance (IDENTITY, labelled) ───────────────
    print("[G8] load-amplitude invariance ...")
    ka_sf, ks_sf = cage_bond_stiffness(S["geom"][3], S["geom"][4], centers_sf,
                                       PHI_SF_RCAGE, CAGE_W, "bulk_only",
                                       S_RAIL_DEEP, 0.0)
    Phi_sf, dg_sf = operator(S["geom"], ka_sf, ks_sf)
    Phi0, dg0 = cold_operator(S["geom"])
    a1 = subc_solve(S["geom"], S["act"], Phi_sf, dg_sf, "hydro", S["xc"], S["V"],
                    S["half"], sigma=SIGMA_PROBE)
    a10 = subc_solve(S["geom"], S["act"], Phi_sf, dg_sf, "hydro", S["xc"], S["V"],
                     S["half"], sigma=10.0 * SIGMA_PROBE)
    u1 = unc[L_BASE]["hydro"]["subc"]
    u10 = subc_solve(S["geom"], S["act"], Phi0, dg0, "hydro", S["xc"], S["V"],
                     S["half"], sigma=10.0 * SIGMA_PROBE)
    r1 = u1["U_total"] / a1["U_total"]
    r10 = u10["U_total"] / a10["U_total"]
    out["G8_load_amplitude_invariance"] = {
        "R_SUBC_at_sigma": float(r1), "R_SUBC_at_10sigma": float(r10),
        "rel_change": float(abs(r10 - r1) / (abs(r1) + 1e-300)), "tol": G8_TOL,
        "G8_PASS": bool(abs(r10 - r1) / (abs(r1) + 1e-300) <= G8_TOL),
        "label": "IDENTITY on a u-independent (linear) operator — exact by algebra; "
                 "exists to catch a coding error in the load-set scaling, nothing more",
    }

    # ── §4B SELFTEST-G1 (the VOID ordering gate must fire on an inverted extraction) ──
    sf = [c for c in configs if c["config"] == "bulk_only_cold_phi_sf"][0]
    out["selftest_G1"] = selftest_G1(u1, {"subc": a1, "R_KUBC": sf["by_mode"]["hydro"]["R_KUBC"]})

    # ── §4 G6 — reproduction cross-check against the merged corpus ───────────
    print("[G6] reproduction cross-check vs merged #782 / #796 ...")
    painted796 = painted_anisotropic_arm(S["geom"], S["free"], arm, S["xc"], S["half"])
    iso796 = isotropic_control_K(S["geom"], S["xc"])
    out["gate_G6"] = gate_G6({
        "#782 bulk_only_cold core-energy ratio at phi_sf":
            (sf["by_mode"]["hydro"]["R_KUBC_core"], 0.296,
             "research/2026-07-21_rve-aggregation-bench_result.md sec 5"),
        "#796 isotropic control":
            (iso796, 0.29636822324939766, "research/drivers/vessel_state_rve_results.json"),
        "#796 painted-anisotropic":
            (painted796["K_tan_over_K0_painted"], 0.2982369862639104,
             "research/drivers/vessel_state_rve_results.json"),
    })

    # ── the frozen gates ─────────────────────────────────────────────────────
    out["gate_G1_VOID_ordering"] = gate_G1(configs, unc_meta)
    out["gate_G2"] = gate_G2(null_row, g0_by_L, out["selftest_G2b"])
    g45 = gate_G4_G5(configs, unc_meta)
    out["gate_G4_solver"] = g45["G4"]
    out["gate_G5_work_identity"] = g45["G5"]
    out["solver_per_solve"] = g45["per_solve"]
    mirror = []
    for lab, wc in (("bulk_only_cold_phi_sf", "bulk_only"), ("rigid_phi_sf", "rigid")):
        h = [c for c in configs if c["config"] == lab][0]["by_mode"]["hydro"]
        mirror.append({"config": lab, "wall_class": wc, "R_SUBC": h["R_SUBC"],
                       "R_KUBC": h["R_KUBC"]})
    out["gate_G7"] = gate_G7(mirror, size_rows)

    # ── §3 D — the fully-SUBC-grown companion (NOT a bracket) ────────────────
    print("[D] fully-SUBC-grown companion (budgeted; NOT a bracket) ...")
    out["companion_fully_SUBC_grown"] = subc_grown_companion(S, unc[L_BASE])

    # ── §5 the frozen read ───────────────────────────────────────────────────
    # ── SUPPLEMENTARY (additive, NOT frozen): the P-wave / VRH modulus M = K + 4G/3 ──
    unc_m = {}
    for L in L_SIZES:
        bm = unc_meta[L]["by_mode"]
        unc_m[L] = {"subc": bm["hydro"]["K_SUBC_abs"] + 4.0 * bm["shear"]["K_SUBC_abs"] / 3.0,
                    "kubc": bm["hydro"]["K_KUBC_abs"] + 4.0 * bm["shear"]["K_KUBC_abs"] / 3.0}
    for c in configs:
        if "hydro" in c["by_mode"] and "shear" in c["by_mode"]:
            c["SUPPLEMENTARY_M_axis_NOT_FROZEN"] = m_axis(
                c["by_mode"]["hydro"], c["by_mode"]["shear"], unc_m[c["L"]])
    out["supplementary_M_axis_note"] = (
        "ADDITIVE, NOT the frozen deliverable. The frozen bracket is on the BULK modulus "
        "K (prereg sec 1.2). A normal-incidence impedance Z = rho*c_P carries the P-WAVE "
        "modulus M = K + 4G/3, and sqrt(rho*K) is the right impedance only for a G = 0 "
        "medium — which this composite is not (G_eff/G_0 ~ 0.67). Both axes are shipped; "
        "WHICH modulus the corpus discriminator r_Z should ride is a DEFINITION question "
        "ROUTED to Grant and NOT settled by this lane. No frozen criterion is amended.")

    out["configurations"] = configs
    g1 = out["gate_G1_VOID_ordering"]
    vstrict = set(g1["void_configs_STRICT"])
    vmode = set(g1["void_config_modes"])
    reads = [read_config(cfg, L, mode, res, cfg in vstrict,
                         f"{cfg}::{mode}" in vmode)
             for cfg, L, mode, res in _iter_measurements(configs)]
    out["reads"] = reads
    gh = [c for c in configs if c["config"] == "grown_frozen_tangent"][0]["by_mode"]["hydro"]
    ic = [c for c in configs if c["config"] == "isotropic_control"][0]["by_mode"]["hydro"]
    lift_s = gh["R_SUBC"] / (ic["R_SUBC"] + 1e-300)
    lift_k = gh["R_KUBC"] / (ic["R_KUBC"] + 1e-300)
    out["verdict"] = verdict(reads, {
        "lift_under_SUBC": float(lift_s), "lift_under_KUBC": float(lift_k),
        "bands_T4": {"L1": "< 1.2", "L2": "1.2 - 1.5", "L3": ">= 1.5"},
        "band_under_SUBC": ("L1" if lift_s < T4_LIFT[0]
                            else ("L2" if lift_s < T4_LIFT[1] else "L3")),
        "band_under_KUBC": ("L1" if lift_k < T4_LIFT[0]
                            else ("L2" if lift_k < T4_LIFT[1] else "L3")),
        "band_flips_across_boundary_condition": bool(
            ("L1" if lift_s < T4_LIFT[0] else ("L2" if lift_s < T4_LIFT[1] else "L3"))
            != ("L1" if lift_k < T4_LIFT[0] else ("L2" if lift_k < T4_LIFT[1] else "L3"))),
        "note": "T4 is applied PER-BOUNDARY-CONDITION to the grown-vs-isotropic-control "
                "pair (frozen sec 5.2). A ratio of two ratios is NOT bound-ordered, so "
                "this pair is NOT a bracket and is not read as one.",
    }, out["gate_G1_VOID_ordering"])

    # ── the frozen §4B self-test gate ────────────────────────────────────────
    out["gate_fireability_selftest"] = {
        "selftest_G1_fires": out["selftest_G1"]["selftest_G1_fires"],
        "selftest_G2b_fires": out["selftest_G2b"]["selftest_G2b_fires"],
        "selftest_partition_pass": out["selftest_partition"]["selftest_partition_pass"],
        "gate_fireability_selftest_pass": bool(
            out["selftest_G1"]["selftest_G1_fires"]
            and out["selftest_G2b"]["selftest_G2b_fires"]
            and out["selftest_partition"]["selftest_partition_pass"]),
        "frozen_consequence": ("If ANY fails to force its target, the correctness gates "
                               "are a checklist not gates => the bench is VOID before any "
                               "bracket is read; route to Grant. (frozen sec 4B)"),
    }
    out["_runtime_sec"] = float(time.time() - t_start)
    return out


def determinism_digest(out):
    """Frozen §4 G3: a SHA-256 over the results with timing stripped, so two independent
    full runs in separate processes writing separate paths can be compared."""
    d = json.loads(json.dumps(out))
    d.pop("_runtime_sec", None)
    d.pop("determinism_digest", None)
    comp = d.get("companion_fully_SUBC_grown")
    if isinstance(comp, dict):
        comp.pop("wall_clock_s", None)
    return hashlib.sha256(json.dumps(d, sort_keys=True).encode()).hexdigest()


# ═════════════════════════════════════════════════════════════════════════════
# White figure (ave.viz.style; Okabe-Ito; honest axes/units; legend outside; no title)
# ═════════════════════════════════════════════════════════════════════════════
def make_figure(out, path_png):
    import matplotlib
    matplotlib.use("Agg")
    import matplotlib.pyplot as plt
    from ave.viz import style
    style.apply()
    C = style.COLORS

    cfgs = {c["config"]: c for c in out["configurations"]}
    routeA = [f"bulk_only_cold_rc{rc}" for rc in ROUTE_A["r_cage"][:-1]]
    routeA.append("bulk_only_cold_phi_sf")
    fig, (axL, axR) = plt.subplots(1, 2, figsize=(12.4, 4.8), layout="constrained")
    fig.get_layout_engine().set(w_pad=0.10, h_pad=0.06, wspace=0.10)

    # ── (L) the K bracket across the route-A crash band, on the geometry-correct axis
    xs, lo, hi, core = [], [], [], []
    for lab in routeA:
        c = cfgs[lab]
        h = c["by_mode"]["hydro"]
        xs.append(c["fractions"]["f_incl_intensive"])
        lo.append(h["R_SUBC"])
        hi.append(h["R_KUBC"])
        core.append(h["R_KUBC_core"])
    axL.fill_between(xs, lo, hi, color=C["ave"], alpha=0.22,
                     label="PRIMARY bracket [SUBC, KUBC]")
    axL.plot(xs, hi, "o-", color=C["ave"], ms=5, label="KUBC upper bound (whole cell)")
    axL.plot(xs, lo, "s-", color=C["data"], ms=5, label="SUBC lower bound (whole cell)")
    axL.plot(xs, core, "^--", color=C["accent"], ms=5,
             label="#782/#796 banked CORE estimator (no bound status)")
    axL.set_xlabel("coated-inclusion fraction  f_incl  [intensive]  (dimensionless)")
    axL.set_ylabel("K_eff / K\u2080   (BULK modulus K)")
    axL.legend(loc="upper left", bbox_to_anchor=(0.0, -0.20), fontsize=6.8, frameon=False)

    # ── (R) the r_Z brackets of the headline arms against the frozen corpus thresholds
    heads = [("bulk_only_cold_phi_sf", "#782 bulk-only cold  φ_sf"),
             ("symmetric_cold_phi_sf", "#782 symmetric wall  φ_sf"),
             ("bulk_only_compressed_phi_sf", "#782 compressed  φ_sf"),
             ("grown_frozen_tangent", "#796 grown frozen tangent"),
             ("isotropic_control", "#796 isotropic control")]
    for i, (lab, pretty) in enumerate(heads):
        h = cfgs[lab]["by_mode"]["hydro"]
        p = h["r_Z_bracket_rho_ASSUMED_1"]
        q = h["r_Z_bracket_conservative_rho_ASSUMED_1"]
        axR.plot([q[0], q[1]], [i + 0.16] * 2, "-", color=C["muted"], lw=2.6,
                 label="CONSERVATIVE (theorem-grade)" if i == 0 else None)
        axR.plot([p[0], p[1]], [i - 0.16] * 2, "-", color=C["ave"], lw=4.0,
                 label="PRIMARY (same-instrument)" if i == 0 else None)
        axR.plot([np.sqrt(max(h["R_KUBC_core"], 0.0))], [i - 0.16], "^",
                 color=C["accent"], ms=6,
                 label="banked CORE-convention point" if i == 0 else None)
    for thr, ls in ((0.5, ":"), (0.45, "--"), (0.55, "--")):
        axR.axvline(thr, color=C["comparison"], ls=ls, lw=1.0)
    for thr, nm in ((0.45, "T2 lo"), (0.5, "T1"), (0.55, "T2 hi")):
        axR.annotate(f"{nm} = {thr:.2f}", xy=(thr, len(heads) - 0.62), fontsize=6.4,
                     color=C["comparison"], rotation=90, va="top", ha="right")
    axR.set_yticks(range(len(heads)))
    axR.set_yticklabels([p for _, p in heads], fontsize=7)
    axR.set_xlabel("r_Z = \u221a(K_eff/K\u2080)  at  \u03c1_eff/\u03c1\u2080 \u2261 1 ASSUMED\n"
                   "(K-bracket only; \u03c1 not measured)")
    axR.legend(loc="upper left", bbox_to_anchor=(0.0, -0.20), fontsize=6.8, frameon=False)

    fig.savefig(path_png, dpi=160, bbox_inches="tight")
    fig.savefig(str(Path(path_png).with_suffix(".pdf")), bbox_inches="tight")
    plt.close(fig)


def main():
    ap = argparse.ArgumentParser()
    ap.add_argument("--out", default=str(Path(__file__).with_name(
        "subc_kubc_bracket_results.json")))
    ap.add_argument("--no-figure", action="store_true")
    args = ap.parse_args()

    out = run_all()
    out["determinism_digest"] = determinism_digest(out)
    Path(args.out).write_text(json.dumps(out, indent=2))
    if not args.no_figure:
        make_figure(out, str(Path(args.out).with_name("subc_kubc_bracket.png")))

    print("\n=== SUBC/KUBC BRACKET — summary (OWED-1) ===")
    print("SCOPE: K ONLY. Every r_Z interval is a K-bracket around an ASSUMED rho == 1.")
    print("MODULUS: %s" % MODULUS_IDENTITY["hydro"])
    sfg = out["gate_fireability_selftest"]
    print("\n[sec 4B self-tests] G1_fires=%s  G2b_fires=%s  partition=%s  =>  "
          "gate_fireability_selftest_pass=%s" % (
              sfg["selftest_G1_fires"], sfg["selftest_G2b_fires"],
              sfg["selftest_partition_pass"], sfg["gate_fireability_selftest_pass"]))
    g2 = out["selftest_G2b"]
    print("   g0(Hill)    =", ["%.5f" % x for x in g2["g0_hill_normalized"]])
    print("   g0(nominal) =", ["%.5f" % x for x in g2["g0_NOMINAL_sigma_MIS_normalized"]],
          " 1/sbar^2 =", ["%.5f" % x for x in g2["inverse_sigma_bar_squared"]])
    print("\n[gates] G1=%s G2a=%s G2b=%s G4=%s G5=%s G6=%s G7a=%s G7b=%s G8=%s" % (
        out["gate_G1_VOID_ordering"]["G1_PASS"],
        out["gate_G2"]["G2a_IDENTITY_not_a_fireable_gate"]["holds"],
        out["gate_G2"]["G2b_FIREABLE"]["G2b_PASS"],
        out["gate_G4_solver"]["G4_PASS"], out["gate_G5_work_identity"]["G5_PASS"],
        out["gate_G6"]["G6_PASS"], out["gate_G7"]["G7a_mirror"]["G7a_PASS"],
        out["gate_G7"]["G7b_size_trend"]["G7b_PASS"],
        out["G8_load_amplitude_invariance"]["G8_PASS"]))
    for r in out["gate_G6"]["rows"]:
        print("   G6 %-52s got %.10f vs %.10f  rel=%.2e %s" % (
            r["quantity"], r["recomputed"], r["merged_target"], r["rel"],
            "OK" if r["ok"] else "FAIL"))
    g1 = out["gate_G1_VOID_ordering"]
    print("\n[G1] violations=%d of %d | absolute theorem-grade ordering holds "
          "everywhere=%s | RATIO-ONLY violations=%d" % (
              len(g1["violations"]), g1["n_checked"],
              g1["absolute_theorem_grade_ordering_holds_everywhere"],
              len(g1["violations_that_are_RATIO_ONLY_with_absolute_ordering_intact"])))
    print("     VOID configs (STRICT scope) :", g1["void_configs_STRICT"])
    print("     VOID (config, mode) scope   :", g1["void_config_modes"])
    print("\n[brackets] config (mode)                "
          "[  SUBC  ,  KUBC  ]  width   g0     core     T1-PRIM/T1-CONS (no-VOID overlay)")
    for r in out["reads"]:
        nv = r["classes_no_void_overlay"]
        print("  %-36s [%7.5f, %7.5f] %7.4f %6.4f %7.5f  %-13s / %-13s %s" % (
            r["config"] + " (" + r["mode"] + ")", r["primary_bracket"][0],
            r["primary_bracket"][1], r["width"], r["g0_uncaged_gap"], r["R_KUBC_core"],
            nv["T1_rZ_0.50_PRIMARY"], nv["T1_rZ_0.50_CONSERVATIVE"],
            "  <-- VOID(strict)" if r["VOID_strict_per_configuration"] else ""))
    hl = out["verdict"]["HEADLINE_frozen_5p4"]
    for key in ("bulk_only_cold_phi_sf", "grown_frozen_tangent"):
        h = hl[key]
        if h is None:
            continue
        nv = h["classes_no_void_overlay"]
        print("\n* HEADLINE %s  [%s]" % (key, h["modulus_identity"].split("(")[0].strip()))
        print("    r_Z PRIMARY      [%.5f, %.5f]  vs T1=0.50 -> %s   (VOID-strict=%s)" % (
            h["primary_r_Z_bracket_rho_ASSUMED_1"][0],
            h["primary_r_Z_bracket_rho_ASSUMED_1"][1], nv["T1_rZ_0.50_PRIMARY"],
            h["VOID_strict_per_configuration"]))
        print("    r_Z CONSERVATIVE [%.5f, %.5f]  vs T1=0.50 -> %s" % (
            h["conservative_r_Z_bracket_rho_ASSUMED_1"][0],
            h["conservative_r_Z_bracket_rho_ASSUMED_1"][1],
            nv["T1_rZ_0.50_CONSERVATIVE"]))
        print("    banked CORE-convention point %.5f inside PRIMARY bracket = %s" % (
            h["banked_core_convention_number"],
            h["core_estimator_inside_primary_bracket"]))
        mc = [c for c in out["configurations"] if c["config"] == key]
        if mc and "SUPPLEMENTARY_M_axis_NOT_FROZEN" in mc[0]:
            ma = mc[0]["SUPPLEMENTARY_M_axis_NOT_FROZEN"]
            print("    [SUPPLEMENTARY, not frozen] P-wave M = K+4G/3: R_M bracket "
                  "[%.5f, %.5f] -> r_Z_M [%.5f, %.5f]" % (
                      ma["primary_bracket_M"][0], ma["primary_bracket_M"][1],
                      ma["r_Z_M_bracket_rho_ASSUMED_1"][0],
                      ma["r_Z_M_bracket_rho_ASSUMED_1"][1]))
    print("\n[pinned-shell confound, KUBC side only]")
    for c in out["configurations"]:
        f = c.get("fractions")
        if f:
            print("  %-34s pinned shell nodes = %5.1f %%  (SUBC: 0.0 %% by construction)"
                  % (c["config"], 100.0 * f["pinned_shell_node_fraction_KUBC"]
                     ["pinned_fraction"]))
    comp = out["companion_fully_SUBC_grown"]
    print("\n[companion, NOT a bracket] %s" % comp["status"])
    print("[determinism] digest=%s  runtime=%.1f s" % (
        out["determinism_digest"][:16] + "...", out["_runtime_sec"]))
    return out


if __name__ == "__main__":
    main()
